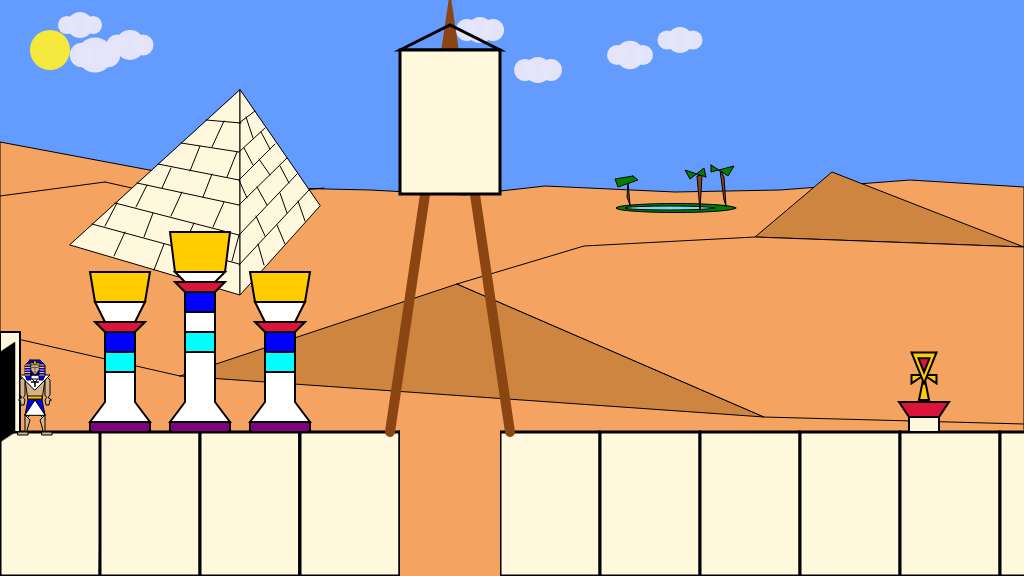
Frame 1 (no input)
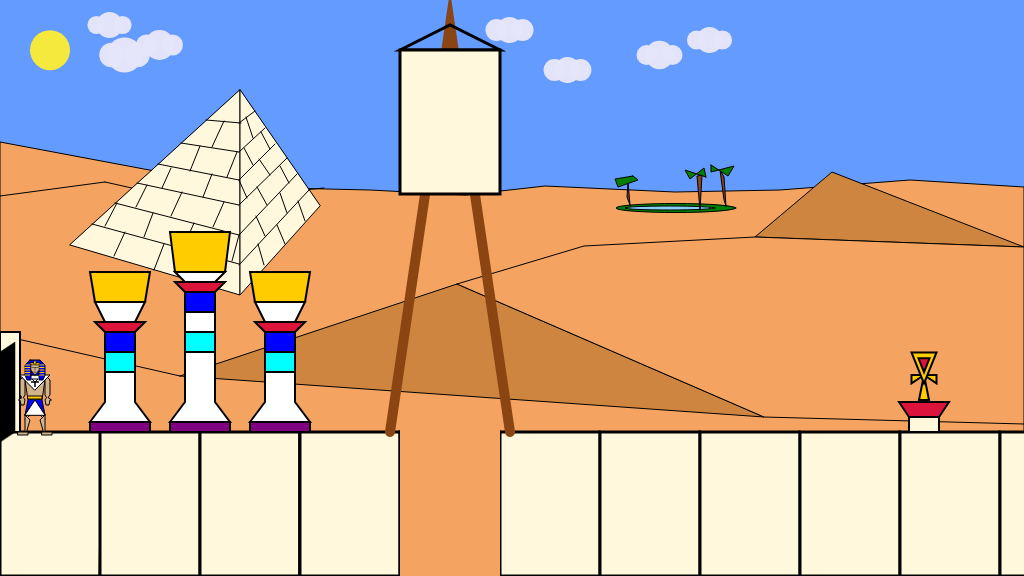
Frame 60 (no input)
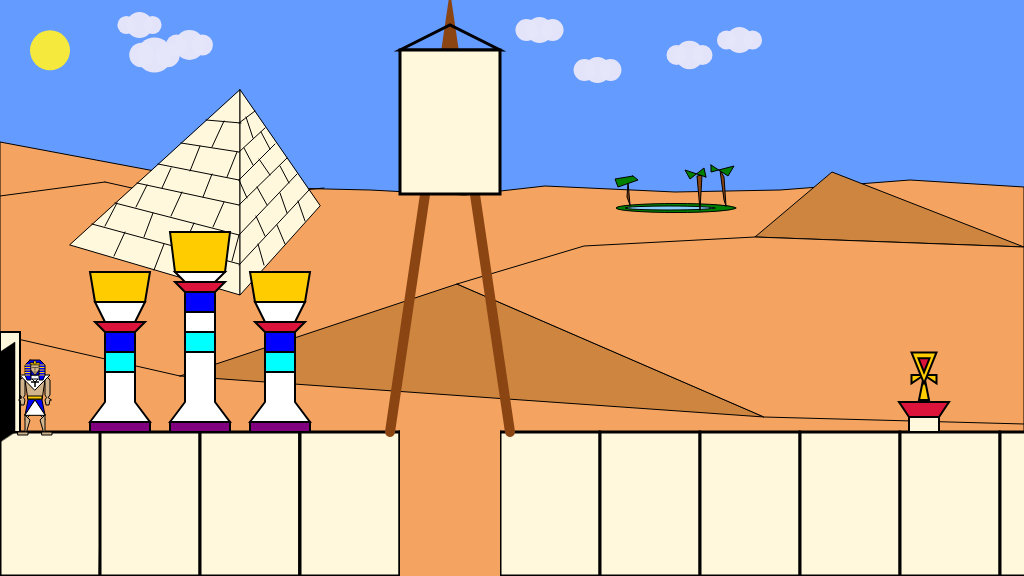
Frame 120 (the mouse pressed at the canvas centre since frame 60)

The p5.js sketch that drew these frames (run headless with seeded random() and noise() and a simulated clock; from frame 60 on, the mouse is pressed at the canvas centre):

// p5.js sketch
// ── sketch.js
/*

The Game Project

Part 3

*/

var floorPos_y;

var gameChar_x;
var gameChar_y;
var isLeft = false;
var isRight = false;
var isFalling = false;
var isJumping = false;
var isPlummeting = false;
var gameChar_verSpeed = 0;
var gravity = 1.1;

var treePos_x;
var treePos_y;

var canyon;
var collectable;

var mountain;
var cloud;
var sun;
var char;
var bg;

function setup()
{
    
	createCanvas(1024, 576);
	floorPos_y = 432; //NB. we are now using a variable for the floor position

	//NB. We are now using the built in variables height and width
	gameChar_x = 35;
	gameChar_y = floorPos_y;

	treePos_x = 200;
	treePos_y = floorPos_y;
    
    cloud = {pos_x: 80,
             pos_y: 25,
             d: 26,
             color: [230, 230, 250, 250]};
    
    mountain = {pos_x: 240,
                pos_y: 295};
    
    sun = {pos_x: 50,
           pos_y: 50,
           d: 5,
           color: [255, 239, 50, 240]};
    
    canyon = {pos_x: 400,
              pos_y: floorPos_y,
              width: 100,
              br_height: 35,
              br_width: 10};
    
    collectable = {pos_x: width - 100,
                   pos_y: floorPos_y - 32,
                   size: 50,
                   isFound: false};
    
    bg = {col_sand_dark: [205, 133, 63],
          col_sand_light: [244, 164, 96],
          col_stone: [255, 248, 220],
          col_green: [0, 128, 0],
          col_blue: [135, 206, 250],
          col_brown: [139, 69, 19],
          col_sky: [100, 155, 255]};
    
    char = {col_skin: [210, 180, 140],
            col_cloth_1:[0, 0, 255],
            col_cloth_2:[255, 255, 255],
            col_accessories:[255, 204, 0]};
    
}

function draw()
{
//----------------------------------------------------------------------------------------------------BACKGROUND_START
    
	//---Sky---
    background(bg.col_sky); 
    
    //---Sun---
    push();
    noStroke();
    
    fill(sun.color);
    ellipse(sun.pos_x, sun.pos_y, sun.d * 8);

    pop();
    
    //---Sun_movement
    sun.pos_y = 50 + frameCount / 360
        
    //---Background_Desert---
    push();
    stroke(0);
    strokeWeight(1);
    fill(bg.col_sand_light);
    
    beginShape();
        vertex(0, 142);
        vertex(240, 187);
        vertex(370, 190);
        vertex(465, 195);
        vertex(545, 186);
        vertex(675, 192);
        vertex(780, 190);
        vertex(910, 180);
        vertex(width, 187);
        vertex(width, height);
        vertex(0, height);
    endShape(CLOSE);
    
    line(0, 196, 105, 182);
    line(105, 182, 190, 201);
    line(190, 201, 324, 188);
    line(0, 335, 180, 376);
    
    fill(bg.col_sand_dark);
    beginShape();
        vertex(755, 237);
        vertex(832, 172);
        vertex(width, 247);
    endShape(CLOSE);
    
    beginShape();
        vertex(180, 376);
        vertex(457, 284);
        vertex(764, 417);
    endShape(CLOSE);
    
    fill(bg.col_sand_light);
    beginShape();
        vertex(457, 284);
        vertex(584, 246);
        vertex(755, 237);
        vertex(width, 247);
        vertex(width, 424);
        vertex(764, 417);
    endShape(CLOSE);
    
    pop();
    
    //---Oasis
    push();
    strokeWeight(1);
    stroke(0);
    
    fill(bg.col_green);
    ellipse(676, 208, 120, 9);
    
    fill(bg.col_blue);
    ellipse(670, 208, 90, 4);
    
    //---BG_TreeTrunk#1
    
    fill(bg.col_brown);
    beginShape();
        vertex(726, 206);
        vertex(724, 200);
        vertex(720, 170);
        vertex(724, 177);
    endShape(CLOSE);
    
    //---BG_TreeTrunk#2
    beginShape();
        vertex(700, 210);
        vertex(697, 176);
        vertex(702, 175);
    endShape(CLOSE);
    
    //---BG_TreeTrunk#3
    beginShape();
        vertex(630, 205);
        vertex(627, 197);
        vertex(628, 182);
    endShape(CLOSE);
    
    //---BG_TreeCanopy#1
    fill(bg.col_green);
    
    beginShape();
        vertex(711, 165);
        vertex(728, 176);
        vertex(734, 166);
        vertex(711, 172);
    endShape(CLOSE);
    
    //---BG_TreeCanopy#2
    beginShape();
        vertex(706, 177);
        vertex(704, 168);
        vertex(690, 179);
        vertex(685, 170);
    endShape(CLOSE);
    
    //---BG_TreeCanopy#3
    beginShape();
        vertex(633, 176);
        vertex(638, 180);
        vertex(618, 187);
        vertex(615, 179);
    endShape(CLOSE);
    pop();
    
    //---Pyramid_(Mountain)---
    push();
    strokeWeight(1);
    fill(bg.col_stone);
    beginShape(TRIANGLES);
        vertex(mountain.pos_x - 170, mountain.pos_y - 50);
        vertex(mountain.pos_x, mountain.pos_y);
        vertex(mountain.pos_x, mountain.pos_y - 205);
        vertex(mountain.pos_x + 80, mountain.pos_y - 89);
        vertex(mountain.pos_x, mountain.pos_y);
        vertex(mountain.pos_x, mountain.pos_y - 205);
    endShape(CLOSE);
    
    line(mountain.pos_x - 148, mountain.pos_y - 71,
            mountain.pos_x - 1, mountain.pos_y - 31);
    line(mountain.pos_x - 125, mountain.pos_y - 92,
            mountain.pos_x - 1, mountain.pos_y - 60);
    line(mountain.pos_x - 103, mountain.pos_y - 112,
            mountain.pos_x - 1, mountain.pos_y - 90);
    line(mountain.pos_x - 82, mountain.pos_y - 131,
            mountain.pos_x - 1, mountain.pos_y - 115);
    line(mountain.pos_x - 59, mountain.pos_y - 152,
            mountain.pos_x - 1, mountain.pos_y - 143);
    line(mountain.pos_x - 34, mountain.pos_y - 175,
            mountain.pos_x + 1, mountain.pos_y - 172);
    line(mountain.pos_x - 1, mountain.pos_y - 172,
            mountain.pos_x + 15, mountain.pos_y - 184);
    line(mountain.pos_x - 1, mountain.pos_y - 143,
            mountain.pos_x + 25, mountain.pos_y - 167);
    line(mountain.pos_x - 1, mountain.pos_y - 115,
            mountain.pos_x + 35, mountain.pos_y - 151);
    line(mountain.pos_x - 1, mountain.pos_y - 90,
            mountain.pos_x + 47, mountain.pos_y - 137);
    line(mountain.pos_x - 1, mountain.pos_y - 60,
            mountain.pos_x + 57, mountain.pos_y - 121);
    line(mountain.pos_x - 1, mountain.pos_y - 30,
            mountain.pos_x + 69, mountain.pos_y - 105);
    
    line(mountain.pos_x - 115, mountain.pos_y - 63,
            mountain.pos_x - 126, mountain.pos_y - 39);
    line(mountain.pos_x - 76, mountain.pos_y - 51,
            mountain.pos_x - 86, mountain.pos_y - 25);
    line(mountain.pos_x - 35, mountain.pos_y - 39,
            mountain.pos_x - 44, mountain.pos_y - 15);
    line(mountain.pos_x - 123, mountain.pos_y - 92,
            mountain.pos_x - 135, mountain.pos_y - 69);
    line(mountain.pos_x - 87, mountain.pos_y - 82,
            mountain.pos_x - 96, mountain.pos_y - 58);
    line(mountain.pos_x - 46, mountain.pos_y - 72,
            mountain.pos_x - 57, mountain.pos_y - 47);
    line(mountain.pos_x - 1, mountain.pos_y - 60,
            mountain.pos_x - 8, mountain.pos_y - 34);
    line(mountain.pos_x - 93, mountain.pos_y - 110,
            mountain.pos_x - 104, mountain.pos_y - 88);
    line(mountain.pos_x - 58, mountain.pos_y - 103,
            mountain.pos_x - 69, mountain.pos_y - 79);
    line(mountain.pos_x - 16, mountain.pos_y - 93,
            mountain.pos_x - 27, mountain.pos_y - 68);
    line(mountain.pos_x - 69, mountain.pos_y - 127,
            mountain.pos_x - 78, mountain.pos_y - 107);
    line(mountain.pos_x - 28, mountain.pos_y - 121,
            mountain.pos_x - 37, mountain.pos_y - 98);
    line(mountain.pos_x - 40, mountain.pos_y - 149,
            mountain.pos_x - 50, mountain.pos_y - 124);
    line(mountain.pos_x - 3, mountain.pos_y - 143,
            mountain.pos_x - 13, mountain.pos_y - 118);
    line(mountain.pos_x - 16, mountain.pos_y - 174,
            mountain.pos_x - 28, mountain.pos_y - 148);
    
    line(mountain.pos_x + 65, mountain.pos_y - 74,
            mountain.pos_x + 58, mountain.pos_y - 94);
    line(mountain.pos_x + 45, mountain.pos_y - 51,
            mountain.pos_x + 37, mountain.pos_y - 70);
    line(mountain.pos_x + 24, mountain.pos_y - 30,
            mountain.pos_x + 18, mountain.pos_y - 51);
    line(mountain.pos_x + 16, mountain.pos_y - 79,
            mountain.pos_x + 25, mountain.pos_y - 59);
    line(mountain.pos_x + 47, mountain.pos_y - 82,
            mountain.pos_x + 40, mountain.pos_y - 102);
    line(mountain.pos_x + 17, mountain.pos_y - 108,
            mountain.pos_x + 27, mountain.pos_y - 90);
    line(mountain.pos_x + 49, mountain.pos_y - 112,
            mountain.pos_x + 40, mountain.pos_y - 129);
    line(mountain.pos_x - 1, mountain.pos_y - 115,
            mountain.pos_x + 7, mountain.pos_y - 97);
    line(mountain.pos_x + 19, mountain.pos_y - 136,
            mountain.pos_x + 30, mountain.pos_y - 120);
    line(mountain.pos_x + 4, mountain.pos_y - 147,
            mountain.pos_x + 13, mountain.pos_y - 130);
    line(mountain.pos_x + 21, mountain.pos_y - 163,
            mountain.pos_x + 30, mountain.pos_y - 146);
    line(mountain.pos_x + 6, mountain.pos_y - 178,
            mountain.pos_x + 13, mountain.pos_y - 157);
    pop();
    
    //---Clouds
    //---CloudCluster #1
    push();
    noStroke();
    fill(cloud.color);
    
    ellipse(cloud.pos_x, 
            cloud.pos_y,
            cloud.d);
    ellipse(cloud.pos_x - cloud.d/2, 
            cloud.pos_y,
            cloud.d * 0.7 );
    ellipse(cloud.pos_x + cloud.d/2, 
            cloud.pos_y,
            cloud.d * 0.7);
    ellipse(cloud.pos_x + 50,
            cloud.pos_y + 20,
            cloud.d * 1.15);
    ellipse(cloud.pos_x - cloud.d/2 + 50,
            cloud.pos_y + 20,
            cloud.d * 0.7 * 1.15);
    ellipse(cloud.pos_x + cloud.d/2 + 50,
            cloud.pos_y + 20,
            cloud.d * 0.7 * 1.15); 
    ellipse(cloud.pos_x + 15,
            cloud.pos_y + 30,
            cloud.d* 1.35);
    ellipse(cloud.pos_x - cloud.d/2 + 15,
            cloud.pos_y + 30,
            cloud.d * 0.7 * 1.35);
    ellipse(cloud.pos_x + cloud.d/2 + 15,
            cloud.pos_y + 30,
            cloud.d * 0.7 * 1.35);
    
    //---CloudCluster #2
    
    ellipse(cloud.pos_x - 185,
            cloud.pos_y,
            cloud.d);
    ellipse(cloud.pos_x - cloud.d/2 - 185,
            cloud.pos_y,
            cloud.d * 0.7 * 1.15);
    ellipse(cloud.pos_x + cloud.d/2 - 185,
            cloud.pos_y,
            cloud.d * 0.7 * 1.15);
    ellipse(cloud.pos_x - 215,
            cloud.pos_y + 15,
            cloud.d);
    ellipse(cloud.pos_x - cloud.d/2 - 215,
            cloud.pos_y + 15,
            cloud.d * 0.7 * 1.15);
    ellipse(cloud.pos_x + cloud.d/2 - 215,
            cloud.pos_y + 15,
            cloud.d * 0.7 * 1.15);
    
    //---CloudCluster #3
    ellipse(cloud.pos_x + 400,
            cloud.pos_y + 5,
            cloud.d);
    ellipse(cloud.pos_x + 400 - cloud.d/2,
            cloud.pos_y + 5,
            cloud.d * 0.85 );
    ellipse(cloud.pos_x + 400 + cloud.d/2,
            cloud.pos_y + 5,
            cloud.d * 0.85); 
    ellipse(cloud.pos_x + 500 + 50,
            cloud.pos_y + 30,
            cloud.d * 1.1);
    ellipse(cloud.pos_x + 500 - cloud.d/2 + 50,
            cloud.pos_y + 30,
            cloud.d * 0.7 * 1.1);
    ellipse(cloud.pos_x + 500 + cloud.d/2 + 50,
            cloud.pos_y + 30,
            cloud.d * 0.7 * 1.1);
    ellipse(cloud.pos_x + 443 + 15,
            cloud.pos_y + 45,
            cloud.d);
    ellipse(cloud.pos_x + 443 - cloud.d/2 + 15,
            cloud.pos_y + 45,
            cloud.d * 0.7 * 1.2);
    ellipse(cloud.pos_x + 443 + cloud.d/2 + 15,
            cloud.pos_y + 45,
            cloud.d * 0.7 * 1.2);   
    ellipse(cloud.pos_x + 550 + 50,
            cloud.pos_y + 15,
            cloud.d);
    ellipse(cloud.pos_x + 550 - cloud.d/2 + 50,
            cloud.pos_y + 15,
            cloud.d * 0.7 * 1.05);
    ellipse(cloud.pos_x + 550 + cloud.d/2 + 50,
            cloud.pos_y + 15,
            cloud.d * 0.7 * 1.05);
    
    //---Clouds_movement
        if (cloud.pos_x > width)
    {
        cloud.pos_x = - 600;
    }
        else 
        {
            cloud.pos_x += 0.5
        }
    
    //---Ground---
	strokeWeight(3);
    stroke(0);
    fill(bg.col_stone);
	beginShape(QUAD_STRIP);
        vertex(0, floorPos_y);
        vertex(0, height);
        vertex(0 + 102.4 * 1, floorPos_y);
        vertex(0 + 100 * 1, height);
        vertex(0 + 100 * 1, floorPos_y);
        vertex(0 + 100 * 1, height);
        vertex(0 + 100 * 2, floorPos_y);
        vertex(0 + 100 * 2, height);
        vertex(0 + 100 * 2, floorPos_y);
        vertex(0 + 100 * 2, height);
        vertex(0 + 100 * 3, floorPos_y);
        vertex(0 + 100 * 3, height);
        vertex(0 + 100 * 3, floorPos_y);
        vertex(0 + 100 * 3, height);
        vertex(0 + 100 * 3, floorPos_y);
        vertex(0 + 100 * 3, height);
        vertex(0 + 100 * 3, floorPos_y);
        vertex(0 + 100 * 3, height);
        vertex(0 + 100 * 4, floorPos_y);
        vertex(0 + 100 * 4, height);
        vertex(0 + 100 * 4, floorPos_y);
        vertex(0 + 100 * 4, height);
        vertex(0 + 100 * 5, floorPos_y);
        vertex(0 + 100 * 5, height);
        vertex(0 + 100 * 5, floorPos_y);
        vertex(0 + 100 * 5, height);
        vertex(0 + 100 * 6, floorPos_y);
        vertex(0 + 100 * 6, height);
        vertex(0 + 100 * 6, floorPos_y);
        vertex(0 + 100 * 6, height);
        vertex(0 + 100 * 7, floorPos_y);
        vertex(0 + 100 * 7, height);
        vertex(0 + 100 * 7, floorPos_y);
        vertex(0 + 100 * 7, height);
        vertex(0 + 100 * 8, floorPos_y);
        vertex(0 + 100 * 8, height);
        vertex(0 + 100 * 8, floorPos_y);
        vertex(0 + 100 * 8, height);
        vertex(0 + 100 * 9, floorPos_y);
        vertex(0 + 100 * 9, height);
        vertex(0 + 100 * 9, floorPos_y);
        vertex(0 + 100 * 9, height);
        vertex(0 + 100 * 10, floorPos_y);
        vertex(0 + 100 * 10, height);
        vertex(0 + 100 * 10, floorPos_y);
        vertex(0 + 100 * 10, height);
        vertex(0 + 100 * 11, floorPos_y);
        vertex(0 + 100 * 11, height);
    endShape();

    //---Column#1(BigTree)---
    push();
    stroke(0);
    strokeWeight(2);
    fill('Purple');
    
    beginShape();
    vertex(treePos_x - 30, treePos_y);
    vertex(treePos_x - 30, treePos_y - 10);
    vertex(treePos_x + 30, treePos_y - 10);
    vertex(treePos_x + 30, treePos_y);
    endShape(CLOSE);
    
    fill('white');
    beginShape();
    vertex(treePos_x - 30, treePos_y - 10);
    vertex(treePos_x - 15, treePos_y - 30);
    vertex(treePos_x - 15, treePos_y - 80);
    vertex(treePos_x + 15, treePos_y - 80);
    vertex(treePos_x + 15, treePos_y - 30);
    vertex(treePos_x + 30, treePos_y - 10);
    endShape(CLOSE);
    
    fill('Cyan');
    beginShape();
    vertex(treePos_x - 15, treePos_y - 80);
    vertex(treePos_x - 15, treePos_y - 100);
    vertex(treePos_x + 15, treePos_y - 100);
    vertex(treePos_x + 15, treePos_y - 80);
    endShape(CLOSE);
    
    fill('White');
    beginShape();
    vertex(treePos_x - 15, treePos_y - 100);
    vertex(treePos_x - 15, treePos_y - 120);
    vertex(treePos_x + 15, treePos_y - 120);
    vertex(treePos_x + 15, treePos_y - 100);
    endShape(CLOSE);
    
    fill('Blue');
    beginShape();
    vertex(treePos_x - 15, treePos_y - 120);
    vertex(treePos_x - 15, treePos_y - 140);
    vertex(treePos_x + 15, treePos_y - 140);
    vertex(treePos_x + 15, treePos_y - 120);
    endShape(CLOSE);
    
    fill('Crimson');
    beginShape();
    vertex(treePos_x - 15, treePos_y - 140);
    vertex(treePos_x - 25, treePos_y - 150);
    vertex(treePos_x + 25, treePos_y - 150);
    vertex(treePos_x + 15, treePos_y - 140);
    endShape(CLOSE);
    
    fill('White');
    beginShape();
    vertex(treePos_x - 15, treePos_y - 150);
    vertex(treePos_x - 25, treePos_y - 160);
    vertex(treePos_x + 25, treePos_y - 160);
    vertex(treePos_x + 15, treePos_y - 150);
    endShape(CLOSE);
    
    fill(char.col_accessories);
    beginShape();
    vertex(treePos_x - 25, treePos_y - 160);
    vertex(treePos_x - 30, treePos_y - 200);
    vertex(treePos_x + 30, treePos_y - 200);
    vertex(treePos_x + 25, treePos_y - 160);
    endShape(CLOSE);
    
    //---Column#2_Left(SmallTree)---
    push();
    stroke(0);
    strokeWeight(2);
    fill('Purple');
    
    beginShape();
    vertex(treePos_x - 80 - 30, treePos_y);
    vertex(treePos_x - 80 - 30, treePos_y - 10);
    vertex(treePos_x - 80 + 30, treePos_y - 10);
    vertex(treePos_x - 80 + 30, treePos_y);
    endShape(CLOSE);
    
    fill('White');
    beginShape();
    vertex(treePos_x - 80 - 30, treePos_y - 10);
    vertex(treePos_x - 80 - 15, treePos_y - 30);
    vertex(treePos_x - 80 - 15, treePos_y - 60);
    vertex(treePos_x - 80 + 15, treePos_y - 60);
    vertex(treePos_x - 80 + 15, treePos_y - 30);
    vertex(treePos_x - 80 + 30, treePos_y - 10);
    endShape(CLOSE);
    
    fill('Cyan');
    beginShape();
    vertex(treePos_x - 80 - 15, treePos_y - 60);
    vertex(treePos_x - 80 - 15, treePos_y - 80);
    vertex(treePos_x - 80 + 15, treePos_y - 80);
    vertex(treePos_x - 80 + 15, treePos_y - 60);
    endShape(CLOSE);
    
    fill('Blue');
    beginShape();
    vertex(treePos_x - 80 - 15, treePos_y - 80);
    vertex(treePos_x - 80 - 15, treePos_y - 100);
    vertex(treePos_x - 80 + 15, treePos_y - 100);
    vertex(treePos_x - 80 + 15, treePos_y - 80);
    endShape(CLOSE);
    
    fill('Crimson');
    beginShape();
    vertex(treePos_x - 80 - 15, treePos_y - 100);
    vertex(treePos_x - 80 - 25, treePos_y - 110);
    vertex(treePos_x - 80 + 25, treePos_y - 110);
    vertex(treePos_x - 80 + 15, treePos_y - 100);
    endShape(CLOSE);
    
    fill('White');
    beginShape();
    vertex(treePos_x - 80 - 15, treePos_y - 110);
    vertex(treePos_x - 80 - 25, treePos_y - 130);
    vertex(treePos_x - 80 + 25, treePos_y - 130);
    vertex(treePos_x - 80 + 15, treePos_y - 110);
    endShape(CLOSE);
    
    fill(char.col_accessories);
    beginShape();
    vertex(treePos_x - 80 - 25, treePos_y - 130);
    vertex(treePos_x - 80 - 30, treePos_y - 160);
    vertex(treePos_x - 80 + 30, treePos_y - 160);
    vertex(treePos_x - 80 + 25, treePos_y - 130);
    endShape(CLOSE);
    
    //---Column#3_Right(SmallTree)---
    push();
    stroke(0);
    strokeWeight(2);
    fill('Purple');
    
    beginShape();
    vertex(treePos_x + 80 - 30, treePos_y);
    vertex(treePos_x + 80 - 30, treePos_y - 10);
    vertex(treePos_x + 80 + 30, treePos_y - 10);
    vertex(treePos_x + 80 + 30, treePos_y);
    endShape(CLOSE);
    
    fill('White');
    beginShape();
    vertex(treePos_x + 80 - 30, treePos_y - 10);
    vertex(treePos_x + 80 - 15, treePos_y - 30);
    vertex(treePos_x + 80 - 15, treePos_y - 60);
    vertex(treePos_x + 80 + 15, treePos_y - 60);
    vertex(treePos_x + 80 + 15, treePos_y - 30);
    vertex(treePos_x + 80 + 30, treePos_y - 10);
    endShape(CLOSE);
    
    fill('Cyan');
    beginShape();
    vertex(treePos_x + 80 - 15, treePos_y - 60);
    vertex(treePos_x + 80 - 15, treePos_y - 80);
    vertex(treePos_x + 80 + 15, treePos_y - 80);
    vertex(treePos_x + 80 + 15, treePos_y - 60);
    endShape(CLOSE);
    
    fill('Blue');
    beginShape();
    vertex(treePos_x + 80 - 15, treePos_y - 80);
    vertex(treePos_x + 80 - 15, treePos_y - 100);
    vertex(treePos_x + 80 + 15, treePos_y - 100);
    vertex(treePos_x + 80 + 15, treePos_y - 80);
    endShape(CLOSE);
    
    fill('Crimson');
    beginShape();
    vertex(treePos_x + 80 - 15, treePos_y - 100);
    vertex(treePos_x + 80 - 25, treePos_y - 110);
    vertex(treePos_x + 80 + 25, treePos_y - 110);
    vertex(treePos_x + 80 + 15, treePos_y - 100);
    endShape(CLOSE);
    
    fill('White');
    beginShape();
    vertex(treePos_x + 80 - 15, treePos_y - 110);
    vertex(treePos_x + 80 - 25, treePos_y - 130);
    vertex(treePos_x + 80 + 25, treePos_y - 130);
    vertex(treePos_x + 80 + 15, treePos_y - 110);
    endShape(CLOSE);
    
    fill(char.col_accessories);
    beginShape();
    vertex(treePos_x + 80 - 25, treePos_y - 130);
    vertex(treePos_x + 80 - 30, treePos_y - 160);
    vertex(treePos_x + 80 + 30, treePos_y - 160);
    vertex(treePos_x + 80 + 25, treePos_y - 130);
    endShape(CLOSE);
    pop();
    
    //---Canyon---
    push();
    
    //---Crane---
    noFill();
    stroke(bg.col_brown);
    strokeWeight(10);
    beginShape();
        vertex(canyon.pos_x - 10, canyon.pos_y);
        vertex(canyon.pos_x + canyon.width / 2, 25);
        vertex(canyon.pos_x + canyon.width + 10, canyon.pos_y);
    endShape();
    
    stroke(0);
    strokeWeight(3);
    triangle(canyon.pos_x, 50, 
                canyon.pos_x + canyon.width / 2, 25,
                    canyon.pos_x + canyon.width, 50);
    
    fill(bg.col_stone);
    rect(canyon.pos_x, 50, canyon.width, height - floorPos_y);
    
    //---PIT---
    fill(bg.col_sand_light);
    noStroke();
    rect(canyon.pos_x, canyon.pos_y - 3 , canyon.width, height - floorPos_y + 3);
    
    pop();
    
    
    //---Collectable---
    if (collectable.isFound == false){
    push();
    stroke(0);
    
    fill(char.col_accessories);
    beginShape(TRIANGLES);
    vertex(collectable.pos_x - collectable.size / 10, collectable.pos_y);
    vertex(collectable.pos_x + collectable.size / 10, collectable.pos_y);
    vertex(collectable.pos_x, collectable.pos_y - collectable.size / 2);
    vertex(collectable.pos_x,
           collectable.pos_y - collectable.size / 2);
    vertex(collectable.pos_x + collectable.size / 4,
           collectable.pos_y - collectable.size / 3);
    vertex(collectable.pos_x + collectable.size / 4,
           collectable.pos_y - collectable.size / 2);
    vertex(collectable.pos_x,
           collectable.pos_y - collectable.size / 2);
    vertex(collectable.pos_x - collectable.size / 4,
           collectable.pos_y - collectable.size / 3);
    vertex(collectable.pos_x - collectable.size / 4,
           collectable.pos_y - collectable.size / 2);
    vertex(collectable.pos_x,
           collectable.pos_y - collectable.size / 3);
    vertex(collectable.pos_x - collectable.size / 4,
           collectable.pos_y - collectable.size / 1.05);
    vertex(collectable.pos_x + collectable.size / 4,
           collectable.pos_y - collectable.size / 1.05);
    endShape(CLOSE);
    
    fill('Crimson')
    beginShape();
    vertex(collectable.pos_x,
           collectable.pos_y - collectable.size / 1.8);
    vertex(collectable.pos_x - collectable.size / 9,
           collectable.pos_y - collectable.size / 1.2);
    vertex(collectable.pos_x + collectable.size / 9,
           collectable.pos_y - collectable.size / 1.2);
    endShape(CLOSE);
    }
    //---Postament
    fill(bg.col_stone);
    beginShape();
        vertex(collectable.pos_x - 15, floorPos_y);
        vertex(collectable.pos_x - 15, floorPos_y - 15);
        vertex(collectable.pos_x + 15, floorPos_y - 15);
        vertex(collectable.pos_x + 15, floorPos_y);
    endShape(CLOSE);
    
    fill('Crimson')
    beginShape();
        vertex(collectable.pos_x - 15, floorPos_y - 15);
        vertex(collectable.pos_x - 25, floorPos_y - 30);
        vertex(collectable.pos_x + 25, floorPos_y - 30);
        vertex(collectable.pos_x + 15, floorPos_y - 15);
    endShape(CLOSE);
    pop();
    
//    //---POOL---
//    push();
//    
//        //---Crocodile---
//        fill(bg.col_green);
//        beginShape();
//        vertex(canyon.pos_x + canyon.width / 2 - 30, canyon.pos_y);
//        vertex(canyon.pos_x + canyon.width / 2 - 30, canyon.pos_y - 3);
//        vertex(canyon.pos_x + canyon.width / 2 - 10, canyon.pos_y - 3);
//        vertex(canyon.pos_x + canyon.width / 2 - 10, canyon.pos_y - 5);
//        vertex(canyon.pos_x + canyon.width / 2, canyon.pos_y - 5);
//        vertex(canyon.pos_x + canyon.width / 2, canyon.pos_y - 3);
//        vertex(canyon.pos_x + canyon.width / 2 + 33, canyon.pos_y - 2);
//        vertex(canyon.pos_x + canyon.width / 2 + 40, canyon.pos_y);
//        endShape();
//    
//        //---Water---
//        fill(bg.col_blue);
//        rect(canyon.pos_x, canyon.pos_y , canyon.width2, 200);
//
//        fill(char.col_accessories);
//    
//        //---Bridge_Pylons---
//        rect(canyon.pos_x - canyon.br_width, canyon.pos_y - canyon.br_height,
//             canyon.br_width, canyon.br_height);
//        rect(canyon.pos_x + canyon.width2, canyon.pos_y - canyon.br_height,
//             canyon.br_width, canyon.br_height);
//
//        //---Destroyed_Bridge---
//        line(canyon.pos_x, canyon.pos_y - canyon.br_height, 
//              canyon.pos_x + canyon.br_width, canyon.pos_y - canyon.br_width);
//        fill(bg.col_sand_dark);
//        rect(canyon.pos_x, canyon.pos_y - canyon.br_width, 
//              canyon.br_width, canyon.width2);
//
//    pop();
//    
    //---StartPointEntrance---
    push();
    
    fill(bg.col_stone);
    rect(0, floorPos_y - 100, 20, 100);

//------------------------------------------------------------------------------------------------------BACKGROUND_END   

                                        //---Walking_Right---
    
    if ((isRight == true)&(isFalling == false)&&(isJumping == false))
{
//--------------------------------------------------------------------------------------------------WALKNG_RIGHT_START
    
    //!---------WALKING_RIGHT_TORSO----------
    
    push();
    fill(char.col_skin);
    stroke(0);
    strokeWeight(1);
    
    beginShape();
        vertex(gameChar_x - 10, gameChar_y - 57);
        vertex(gameChar_x - 10, gameChar_y - 52);
        vertex(gameChar_x - 7, gameChar_y - 32);
        vertex(gameChar_x + 7, gameChar_y - 32);
        vertex(gameChar_x + 10, gameChar_y - 52);
        vertex(gameChar_x + 10, gameChar_y - 57); 
    endShape(CLOSE); 
    pop();
    
    
    
    //!--------WALKING_RIGHT_HANDS---------
    
    //----------WALKING_RIGHT_RightHand----------
    
    push();
    fill(char.col_skin);
    stroke(0);
    strokeWeight(1);
    
    beginShape();
        vertex(gameChar_x + 10, gameChar_y - 57);
        vertex(gameChar_x + 10, gameChar_y - 52);
        vertex(gameChar_x + 25, gameChar_y - 52);
        vertex(gameChar_x + 20, gameChar_y - 57);
    endShape(CLOSE);
    
    beginShape();
        vertex(gameChar_x + 15, gameChar_y - 67);
        vertex(gameChar_x + 20, gameChar_y - 52);
        vertex(gameChar_x + 25, gameChar_y - 52);
    endShape(CLOSE);
    
    beginShape();
        vertex(gameChar_x + 15, gameChar_y - 67);
        vertex(gameChar_x + 24, gameChar_y - 67);
        vertex(gameChar_x + 24, gameChar_y - 68);
        vertex(gameChar_x + 15, gameChar_y - 68);
    endShape(CLOSE);
    
    //----------WALKING_RIGHT_LeftHand----------
    
    beginShape();
        vertex(gameChar_x - 10, gameChar_y - 57);
        vertex(gameChar_x - 10, gameChar_y - 52);
        vertex(gameChar_x - 20, gameChar_y - 52);
        vertex(gameChar_x - 25, gameChar_y - 57);
    endShape(CLOSE);
    
    beginShape();
        vertex(gameChar_x - 20, gameChar_y - 57);
        vertex(gameChar_x - 15, gameChar_y - 43);
        vertex(gameChar_x - 25, gameChar_y - 57);
    endShape(CLOSE);
    
    beginShape();
        vertex(gameChar_x - 15, gameChar_y - 42);
        vertex(gameChar_x - 24, gameChar_y - 42);
        vertex(gameChar_x - 24, gameChar_y - 43);
        vertex(gameChar_x - 15, gameChar_y - 43);
    endShape(CLOSE);
    
    pop();
    
    
    
    //!---------WALKING_RIGHT_LEGS----------
    
    //----------WALKING_RIGHT_RightThigh----------
    
    push();
    fill(char.col_skin);
    stroke(0);
    strokeWeight(1);
    
    beginShape();
        vertex(gameChar_x + 7, gameChar_y - 32);
        vertex(gameChar_x + 15, gameChar_y - 12);
        vertex(gameChar_x, gameChar_y - 32);
    endShape(CLOSE);
    
    //----------WALKING_RIGHT_RightShin----------
    
    beginShape();
        vertex(gameChar_x + 15, gameChar_y - 17);
        vertex(gameChar_x + 15, gameChar_y + 2);
        vertex(gameChar_x + 10, gameChar_y - 17);
    endShape(CLOSE);
    
    //----------WALKING_RIGHT_RightFeet----------
    
    beginShape();
        vertex(gameChar_x + 23, gameChar_y);
        vertex(gameChar_x + 23, gameChar_y + 3);
        vertex(gameChar_x + 13, gameChar_y + 3);
        vertex(gameChar_x + 13, gameChar_y);
    endShape(CLOSE);
    
    //----------WALKING_RIGHT_LeftThigh----------
    
    beginShape();
        vertex(gameChar_x, gameChar_y - 32);
        vertex(gameChar_x, gameChar_y - 12);
        vertex(gameChar_x - 7, gameChar_y - 32);
    endShape(CLOSE);
    
    //----------WALKING_RIGHT_LeftShin----------
    
    beginShape();
        vertex(gameChar_x, gameChar_y - 17);
        vertex(gameChar_x, gameChar_y - 12);
        vertex(gameChar_x - 15, gameChar_y + 2);
        vertex(gameChar_x - 5, gameChar_y - 17);
    endShape(CLOSE);
    
    //----------WALKING_RIGHT_LeftFeet----------
    
    rect(gameChar_x - 20 + 3, gameChar_y, 10,3);
    
    pop();
    
    
    
    //!---------WALKING_RIGHT_CLOTHES----------
    
    //----------WALKING_RIGHT_Chestpiece----------
    
    push();
    stroke(0);
    strokeWeight(1);
    fill(char.col_cloth_2);
    triangle(gameChar_x - 15, gameChar_y - 57,
                gameChar_x + 15, gameChar_y - 57,
                    gameChar_x, gameChar_y - 42);
    
    strokeWeight(1);
    stroke('Black');
    beginShape();
        vertex(gameChar_x - 3, gameChar_y - 53);
        vertex(gameChar_x + 3, gameChar_y - 53);
        vertex(gameChar_x, gameChar_y - 50);
        vertex(gameChar_x - 4, gameChar_y - 50);
        vertex(gameChar_x + 4, gameChar_y - 50);
        vertex(gameChar_x, gameChar_y - 50);
        vertex(gameChar_x, gameChar_y - 45)
        vertex(gameChar_x, gameChar_y - 50);
        vertex(gameChar_x - 3, gameChar_y - 53);
    endShape();
    
    pop();
    
    //----------WALKING_RIGHT_Skirt----------
    
    push()
    stroke(0);
    strokeWeight(1);
    fill(char.col_cloth_1);
    
    beginShape();
        vertex(gameChar_x - 7, gameChar_y - 32);
        vertex(gameChar_x - 10, gameChar_y - 17);
        vertex(gameChar_x, gameChar_y - 32);
        vertex(gameChar_x + 15, gameChar_y - 17);
        vertex(gameChar_x + 7, gameChar_y - 32);
    endShape();
    
    fill(char.col_cloth_2);
    triangle(gameChar_x - 10, gameChar_y - 17,
                gameChar_x, gameChar_y - 32,
                    gameChar_x + 15, gameChar_y - 17);
    
    pop();
    
    //----------WALKING_RIGHT_Belt-----------
    
    push();
    stroke(0);
    strokeWeight(1);
    fill(char.col_accessories);
    rect(gameChar_x - 7, gameChar_y - 36, 14, 3);
    pop();
    
    
    
    //!---------WALKING_RIGHT_HEAD----------
    
    //----------WALKING_RIGHT_Headress---------- 
    
    push();
    fill(char.col_cloth_1);
    stroke(0);
    strokeWeight(1);
    
    beginShape();
        vertex(gameChar_x + 5, gameChar_y - 72);
        vertex(gameChar_x + 5, gameChar_y - 54);
        vertex(gameChar_x - 5, gameChar_y - 54);
        vertex(gameChar_x - 5, gameChar_y - 57);
        vertex(gameChar_x - 10, gameChar_y - 57);
        vertex(gameChar_x - 10, gameChar_y - 67);
        vertex(gameChar_x - 5, gameChar_y - 72);
    endShape(CLOSE);
    pop();
    
    push();
    stroke(char.col_accessories);
    strokeWeight(1);
    line(gameChar_x + 5, gameChar_y - 67, 
            gameChar_x - 10 + 1, gameChar_y - 67);
    line(gameChar_x + 5, gameChar_y - 67 + 2.5, 
            gameChar_x - 10 + 1, gameChar_y - 67 + 2.5);
    line(gameChar_x + 5, gameChar_y - 67 + 5, 
            gameChar_x - 10 + 1, gameChar_y - 67 + 5);
    line(gameChar_x + 5, gameChar_y - 67 + 7.5, 
            gameChar_x - 10 + 1, gameChar_y - 67 + 7.5);
    line(gameChar_x + 4, gameChar_y - 67 + 10, 
            gameChar_x - 5, gameChar_y - 67 + 10);
    pop();
    

    //----------WALKING_RIGHT_Emblem----------
    push()
    fill(char.col_accessories);
    stroke(0);
    strokeWeight(0.5);
        
    rect(gameChar_x + 5 + 1, gameChar_y - 67 - 2 - 2, 1, 3);
    
    //----------WALKING_RIGHT_Crown----------
    
    beginShape();
        vertex(gameChar_x + 5 + 2, gameChar_y - 67 - 2);
        vertex(gameChar_x + 5 + 1, gameChar_y - 67);
        vertex(gameChar_x + 5, gameChar_y - 67);
        vertex(gameChar_x + 5, gameChar_y - 67 - 2);
    endShape(CLOSE);
    


    //----------WALKING_RIGHT_Face----------
    
    push();
    fill(char.col_skin);
    stroke(0);
    strokeWeight(0.5);
    
    beginShape();
        vertex(gameChar_x + 5 , gameChar_y - 67);
        bezierVertex(gameChar_x + 5 + 3, gameChar_y - 67,
                        gameChar_x + 5 + 3, gameChar_y - 57,
                            gameChar_x + 5 + 3, gameChar_y - 62);
        bezierVertex(gameChar_x + 5 + 3, gameChar_y - 67,
                        gameChar_x + 5 + 3, gameChar_y - 57,
                            gameChar_x + 5 + 3, gameChar_y - 60);
        vertex(gameChar_x + 5, gameChar_y - 57);

    endShape(CLOSE);
    
    //----------WALKING_RIGHT_Eyes----------
    
    line(gameChar_x + 5 +  2, gameChar_y - 67 + 2.5, 
            gameChar_x + 5 + 1, gameChar_y - 67 + 2.5);
    line(gameChar_x + 5 +  1, gameChar_y - 67 + 2.5, 
            gameChar_x + 5 + 1, gameChar_y - 67 + 3);
    
    //----------WALKING_RIGHT_Nouse + Mouth----------
    
    line(gameChar_x + 5 + 3, gameChar_y - 60, 
            gameChar_x + 5 + 1, gameChar_y - 60);

    //----------WALKING_RIGHT_Beard----------
    
    strokeWeight(0.5);
    line(gameChar_x + 5 + 2, gameChar_y - 60,
            gameChar_x + 5 + 2, gameChar_y - 56);
    
//----------------------------------------------------------------------------------------------------WALKNG_RIGHT_END
}

                                        //---Walking_Left---
    
    else if ((isLeft == true)&(isFalling == false)&&(isJumping == false))
        
{
//---------------------------------------------------------------------------------------------------WALKNG_LEFT_START
    
    //!---------WALKING_LEFT_TORSO----------
    
    push();
    fill(char.col_skin);
    stroke(0);
    strokeWeight(1);
    
    beginShape();
        vertex(gameChar_x - 10, gameChar_y - 57);
        vertex(gameChar_x - 10, gameChar_y - 52);
        vertex(gameChar_x - 7, gameChar_y - 32);
        vertex(gameChar_x + 7, gameChar_y - 32);
        vertex(gameChar_x + 10, gameChar_y - 52);
        vertex(gameChar_x + 10, gameChar_y - 57); 
    endShape(CLOSE); 
    pop();
    
    
    
    //!--------WALKING_LEFT_HANDS---------
    
    //----------WALKING_LEFT_LeftHand----------
    
    push();
    fill(char.col_skin);
    stroke(0);
    strokeWeight(1);
    
    beginShape();
        vertex(gameChar_x - 10, gameChar_y - 57);
        vertex(gameChar_x - 10, gameChar_y - 52);
        vertex(gameChar_x - 25, gameChar_y - 52);
        vertex(gameChar_x - 20, gameChar_y - 57);
    endShape(CLOSE);
    
    beginShape();
        vertex(gameChar_x - 15, gameChar_y - 67);
        vertex(gameChar_x - 20, gameChar_y - 52);
        vertex(gameChar_x - 25, gameChar_y - 52);
    endShape(CLOSE);
    
    beginShape();
        vertex(gameChar_x - 15, gameChar_y - 67);
        vertex(gameChar_x - 24, gameChar_y - 67);
        vertex(gameChar_x - 24, gameChar_y - 68);
        vertex(gameChar_x - 15, gameChar_y - 68);
    endShape(CLOSE);
    
    //----------WALKING_LEFT_RightHand----------
    
    beginShape();
        vertex(gameChar_x + 10, gameChar_y - 57);
        vertex(gameChar_x + 10, gameChar_y - 52);
        vertex(gameChar_x + 20, gameChar_y - 52);
        vertex(gameChar_x + 25, gameChar_y - 57);
    endShape(CLOSE);
    
    beginShape();
        vertex(gameChar_x + 20, gameChar_y - 57);
        vertex(gameChar_x + 15, gameChar_y - 43);
        vertex(gameChar_x + 25, gameChar_y - 57);
    endShape(CLOSE);
    
    beginShape();
        vertex(gameChar_x + 15, gameChar_y - 42);
        vertex(gameChar_x + 24, gameChar_y - 42);
        vertex(gameChar_x + 24, gameChar_y - 43);
        vertex(gameChar_x + 15, gameChar_y - 43);
    endShape(CLOSE);
    
    pop();
    
    
    
    //!---------WALKING_LEFT_LEGS----------
    
    //----------WALKING_LEFT_LeftThigh----------
    
    push();
    fill(char.col_skin);
    stroke(0);
    strokeWeight(1);
    
    beginShape();
        vertex(gameChar_x - 7, gameChar_y - 32);
        vertex(gameChar_x - 15, gameChar_y - 12);
        vertex(gameChar_x, gameChar_y - 32);
    endShape(CLOSE);
    
    //----------WALKING_LEFT_LeftShin----------
    
    beginShape();
        vertex(gameChar_x - 15, gameChar_y - 17);
        vertex(gameChar_x - 15, gameChar_y + 2);
        vertex(gameChar_x - 10, gameChar_y - 17);
    endShape(CLOSE);
    
    //----------WALKING_LEFT_LeftFeet----------
    
    beginShape();
        vertex(gameChar_x - 23, gameChar_y);
        vertex(gameChar_x - 23, gameChar_y + 3);
        vertex(gameChar_x - 13, gameChar_y + 3);
        vertex(gameChar_x - 13, gameChar_y);
    endShape(CLOSE);
    
    //----------WALKING_LEFT_RightThigh----------
    
    beginShape();
        vertex(gameChar_x, gameChar_y - 32);
        vertex(gameChar_x, gameChar_y - 12);
        vertex(gameChar_x + 7, gameChar_y - 32);
    endShape(CLOSE);
    
    //----------WALKING_LEFT_RightShin----------
    
    beginShape();
        vertex(gameChar_x, gameChar_y - 17);
        vertex(gameChar_x, gameChar_y - 12);
        vertex(gameChar_x + 15, gameChar_y + 2);
        vertex(gameChar_x + 5, gameChar_y - 17);
    endShape(CLOSE);
    
    //----------WALKING_LEFT_RightFeet----------
    
    rect(gameChar_x + 10 - 3, gameChar_y, 10,3);
    
    pop();
    
    
    
    //!---------WALKING_LEFT_CLOTHES----------
    
    //----------WALKING_LEFT_Chestpiece----------
    
    push();
    stroke(0);
    strokeWeight(1);
    fill(char.col_cloth_2);
    triangle(gameChar_x - 15, gameChar_y - 57,
                gameChar_x + 15, gameChar_y - 57,
                    gameChar_x, gameChar_y - 42);
    
    strokeWeight(1);
    stroke('Black');
    beginShape();
        vertex(gameChar_x - 3, gameChar_y - 53);
        vertex(gameChar_x + 3, gameChar_y - 53);
        vertex(gameChar_x, gameChar_y - 50);
        vertex(gameChar_x - 4, gameChar_y - 50);
        vertex(gameChar_x + 4, gameChar_y - 50);
        vertex(gameChar_x, gameChar_y - 50);
        vertex(gameChar_x, gameChar_y - 45)
        vertex(gameChar_x, gameChar_y - 50);
        vertex(gameChar_x - 3, gameChar_y - 53);
    endShape();
    
    pop();
    
    //----------WALKING_LEFT_Skirt----------
    
    push()
    stroke(0);
    strokeWeight(1);
    fill(char.col_cloth_1);
    
    beginShape();
        vertex(gameChar_x - 7, gameChar_y - 32);
        vertex(gameChar_x - 15, gameChar_y - 17);
        vertex(gameChar_x, gameChar_y - 32);
        vertex(gameChar_x + 10, gameChar_y - 17);
        vertex(gameChar_x + 7, gameChar_y - 32);
    endShape();
    
    fill(char.col_cloth_2);
    triangle(gameChar_x - 15, gameChar_y - 17,
                gameChar_x, gameChar_y - 32,
                    gameChar_x + 10, gameChar_y - 17);
    
    pop();
    
    //----------WALKING_LEFT_Belt-----------
    
    push();
    stroke(0);
    strokeWeight(1);
    fill(char.col_accessories);
    rect(gameChar_x - 7, gameChar_y - 36, 14, 3);
    pop();
    
    
    
    //!---------WALKING_LEFT_HEAD----------
    
    //----------WALKING_LEFT_Headress---------- 
    
    push();
    fill(char.col_cloth_1);
    stroke(0);
    strokeWeight(1);
    
    beginShape();
        vertex(gameChar_x - 5, gameChar_y - 72);
        vertex(gameChar_x - 5, gameChar_y - 54);
        vertex(gameChar_x + 5, gameChar_y - 54);
        vertex(gameChar_x + 5, gameChar_y - 57);
        vertex(gameChar_x + 10, gameChar_y - 57);
        vertex(gameChar_x + 10, gameChar_y - 67);
        vertex(gameChar_x + 5, gameChar_y - 72);
    endShape(CLOSE);
    pop();
    
    push();
    stroke(char.col_accessories);
    strokeWeight(1);
    line(gameChar_x - 5, gameChar_y - 67, 
            gameChar_x + 10 - 1, gameChar_y - 67);
    line(gameChar_x - 5, gameChar_y - 67 + 2.5, 
            gameChar_x + 10 - 1, gameChar_y - 67 + 2.5);
    line(gameChar_x - 5, gameChar_y - 67 + 5, 
            gameChar_x + 10 - 1, gameChar_y - 67 + 5);
    line(gameChar_x - 5, gameChar_y - 67 + 7.5, 
            gameChar_x + 10 - 1, gameChar_y - 67 + 7.5);
    line(gameChar_x - 5, gameChar_y - 67 + 10, 
            gameChar_x + 5 - 1, gameChar_y - 67 + 10);
    pop();
    

    //----------WALKING_LEFT_Emblem----------
    push()
    fill(char.col_accessories);
    stroke(0);
    strokeWeight(0.5);
        
    rect(gameChar_x - 5 - 2, gameChar_y - 67 - 2 - 2, 1, 3);
    
    //----------WALKING_LEFT_Crown----------
    
    beginShape();
        vertex(gameChar_x - 5 - 2, gameChar_y - 67 - 2);
        vertex(gameChar_x - 5 - 1, gameChar_y - 67);
        vertex(gameChar_x - 5, gameChar_y - 67);
        vertex(gameChar_x - 5, gameChar_y - 67 - 2);
    endShape(CLOSE);
    


    //----------WALKING_LEFT_Face----------
    
    push();
    fill(char.col_skin);
    stroke(0);
    strokeWeight(0.5);
    
    beginShape();
        vertex(gameChar_x - 5 , gameChar_y - 67);
        bezierVertex(gameChar_x - 5 - 3, gameChar_y - 67,
                        gameChar_x - 5 - 3, gameChar_y - 57,
                            gameChar_x - 5 - 3, gameChar_y - 62);
        bezierVertex(gameChar_x - 5 - 3, gameChar_y - 67,
                        gameChar_x - 5 - 3, gameChar_y - 57,
                            gameChar_x - 5 - 3, gameChar_y - 60);
        vertex(gameChar_x - 5, gameChar_y - 57);

    endShape(CLOSE);
    
    //----------WALKING_LEFT_Eyes----------
    
    line(gameChar_x - 5 -  2, gameChar_y - 67 + 2.5, 
            gameChar_x - 5 - 1, gameChar_y - 67 + 2.5);
    line(gameChar_x - 5 -  1, gameChar_y - 67 + 2.5, 
            gameChar_x - 5 - 1, gameChar_y - 67 + 3);
    
    //----------WALKING_LEFT_Nouse + Mouth----------
    
    line(gameChar_x - 5 - 3, gameChar_y - 60, 
            gameChar_x - 5 - 1, gameChar_y - 60);

    //----------WALKING_LEFT_Beard----------
    
    strokeWeight(0.5);
    line(gameChar_x - 5 - 2, gameChar_y - 60,
            gameChar_x - 5 - 2, gameChar_y - 56);
    
//-----------------------------------------------------------------------------------------------------WALKNG_LEFT_END
}

                                        //---Jumping_Right---
    
    else if((isRight == true)&((isFalling == true) || (isJumping == true)))
    
{
//-------------------------------------------------------------------------------------------------JUMPING_RIGHT_START
    
    //!---------JUMPING_RIGHT_TORSO----------
    
    push();
    fill(char.col_skin);
    stroke(0);
    strokeWeight(1);
    
    beginShape();
        vertex(gameChar_x - 10, gameChar_y - 57);
        vertex(gameChar_x - 10, gameChar_y - 52);
        vertex(gameChar_x - 7, gameChar_y - 32);
        vertex(gameChar_x + 7, gameChar_y - 32);
        vertex(gameChar_x + 10, gameChar_y - 52);
        vertex(gameChar_x + 10, gameChar_y - 57); 
    endShape(CLOSE); 
    pop();
    
    
    
    //!--------JUMPING_RIGHT_HANDS---------
    
    //----------JUMPING_RIGHT_RightHand----------
    
    push();
    fill(char.col_skin);
    stroke(0);
    strokeWeight(1);
    
    beginShape();
        vertex(gameChar_x + 10, gameChar_y - 57);
        vertex(gameChar_x + 10, gameChar_y - 52);
        vertex(gameChar_x + 20, gameChar_y - 52);
        vertex(gameChar_x + 15, gameChar_y - 57);
    endShape(CLOSE);
    
    beginShape();
        vertex(gameChar_x + 20, gameChar_y - 72);
        vertex(gameChar_x + 15, gameChar_y - 57);
        vertex(gameChar_x + 20, gameChar_y - 52);
    endShape(CLOSE);
    
    beginShape();
        vertex(gameChar_x + 17, gameChar_y - 74);
        vertex(gameChar_x + 20, gameChar_y - 72);
        vertex(gameChar_x + 24, gameChar_y - 77);
    endShape(CLOSE);
    
    //----------JUMPING_RIGHT_LeftHand----------
    
    beginShape();
        vertex(gameChar_x - 10, gameChar_y - 57);
        vertex(gameChar_x - 10, gameChar_y - 52);
        vertex(gameChar_x - 20, gameChar_y - 52);
        vertex(gameChar_x - 25, gameChar_y - 57);
    endShape(CLOSE);
    
    beginShape();
        vertex(gameChar_x - 20, gameChar_y - 57);
        vertex(gameChar_x - 15, gameChar_y - 43);
        vertex(gameChar_x - 25, gameChar_y - 57);
    endShape(CLOSE);
    
    beginShape();
        vertex(gameChar_x - 15, gameChar_y - 42);
        vertex(gameChar_x - 24, gameChar_y - 42);
        vertex(gameChar_x - 24, gameChar_y - 43);
        vertex(gameChar_x - 15, gameChar_y - 43);
    endShape(CLOSE);
    
    pop();
    
    
    
    //!---------JUMPING_RIGHT_LEGS----------
    
    //----------JUMPING_RIGHT_RightThigh----------
    
    push();
    fill(char.col_skin);
    stroke(0);
    strokeWeight(1);
    
    beginShape();
        vertex(gameChar_x - 7, gameChar_y - 32);
        vertex(gameChar_x, gameChar_y - 25);
        vertex(gameChar_x + 24, gameChar_y - 10);
        vertex(gameChar_x + 7, gameChar_y - 32);
    endShape(CLOSE);
    
    
    //----------JUMPING_RIGHT_RightFeet----------
    
    beginShape();
        vertex(gameChar_x + 22, gameChar_y - 8);
        vertex(gameChar_x + 24, gameChar_y - 8);
        vertex(gameChar_x + 24, gameChar_y - 18);
        vertex(gameChar_x + 22, gameChar_y - 18);
    endShape(CLOSE);
    
    //----------JUMPING_RIGHT_LeftThigh----------
    
    beginShape();
        vertex(gameChar_x - 7, gameChar_y - 32);
        vertex(gameChar_x - 10, gameChar_y - 12);
        vertex(gameChar_x + 5, gameChar_y - 32);
    endShape(CLOSE);
    
    //----------JUMPING_RIGHT_LeftShin----------
    
    beginShape();
        vertex(gameChar_x - 5, gameChar_y - 17);
        vertex(gameChar_x - 24, gameChar_y - 7);
        vertex(gameChar_x - 5, gameChar_y - 10);
    endShape(CLOSE);
    
    //----------JUMPING_RIGHT_LeftFeet----------
    
    beginShape();
        vertex(gameChar_x - 24, gameChar_y - 10);
        vertex(gameChar_x - 24, gameChar_y);
        vertex(gameChar_x - 21, gameChar_y);
        vertex(gameChar_x - 21, gameChar_y - 10);
    endShape(CLOSE);
    
    pop();
    
    
    
    //!---------JUMPING_RIGHT_CLOTHES----------
    
    //----------JUMPING_RIGHT_Chestpiece----------
    
    push();
    stroke(0);
    strokeWeight(1);
    fill(char.col_cloth_2);
    triangle(gameChar_x - 15, gameChar_y - 57,
                gameChar_x + 15, gameChar_y - 57,
                    gameChar_x, gameChar_y - 42);
    
    strokeWeight(1);
    stroke('Black');
    beginShape();
        vertex(gameChar_x - 3, gameChar_y - 53);
        vertex(gameChar_x + 3, gameChar_y - 53);
        vertex(gameChar_x, gameChar_y - 50);
        vertex(gameChar_x - 4, gameChar_y - 50);
        vertex(gameChar_x + 4, gameChar_y - 50);
        vertex(gameChar_x, gameChar_y - 50);
        vertex(gameChar_x, gameChar_y - 45)
        vertex(gameChar_x, gameChar_y - 50);
        vertex(gameChar_x - 3, gameChar_y - 53);
    endShape();
    
    pop();
    
    //----------JUMPING_RIGHT_Skirt----------
    
    push()
    stroke(0);
    strokeWeight(1);
    fill(char.col_cloth_1);
    
    beginShape();
        vertex(gameChar_x - 7, gameChar_y - 32);
        vertex(gameChar_x - 10, gameChar_y - 23);
        vertex(gameChar_x, gameChar_y - 32);
        vertex(gameChar_x + 15, gameChar_y - 23);
        vertex(gameChar_x + 7, gameChar_y - 32);
    endShape();
    
    fill(char.col_cloth_2);
    triangle(gameChar_x - 10, gameChar_y - 22,
                gameChar_x, gameChar_y - 32,
                    gameChar_x + 15, gameChar_y - 23);
    
    pop();
    
    //----------JUMPING_RIGHT_Belt-----------
    
    push();
    stroke(0);
    strokeWeight(1);
    fill(char.col_accessories);
    rect(gameChar_x - 7, gameChar_y - 36, 14, 3);
    pop();
    
    
    
    //!---------JUMPING_RIGHT_HEAD----------
    
    //----------JUMPING_RIGHT_Headress---------- 
    
    push();
    fill(char.col_cloth_1);
    stroke(0);
    strokeWeight(1);
    
    beginShape();
        vertex(gameChar_x + 5, gameChar_y - 72);
        vertex(gameChar_x + 5, gameChar_y - 54);
        vertex(gameChar_x - 5, gameChar_y - 54);
        vertex(gameChar_x - 5, gameChar_y - 57);
        vertex(gameChar_x - 10, gameChar_y - 57);
        vertex(gameChar_x - 10, gameChar_y - 67);
        vertex(gameChar_x - 5, gameChar_y - 72);
    endShape(CLOSE);
    pop();
    
    push();
    stroke(char.col_accessories);
    strokeWeight(1);
    line(gameChar_x + 5, gameChar_y - 67, 
            gameChar_x - 10 + 1, gameChar_y - 67);
    line(gameChar_x + 5, gameChar_y - 67 + 2.5, 
            gameChar_x - 10 + 1, gameChar_y - 67 + 2.5);
    line(gameChar_x + 5, gameChar_y - 67 + 5, 
            gameChar_x - 10 + 1, gameChar_y - 67 + 5);
    line(gameChar_x + 5, gameChar_y - 67 + 7.5, 
            gameChar_x - 10 + 1, gameChar_y - 67 + 7.5);
    line(gameChar_x + 4, gameChar_y - 67 + 10, 
            gameChar_x - 5, gameChar_y - 67 + 10);
    pop();
    

    //----------JUMPING_RIGHT_Emblem----------
    push()
    fill(char.col_accessories);
    stroke(0);
    strokeWeight(0.5);
        
    rect(gameChar_x + 5 + 1, gameChar_y - 67 - 2 - 2, 1, 3);
    
    //----------JUMPING_RIGHT_Crown----------
    
    beginShape();
        vertex(gameChar_x + 5 + 2, gameChar_y - 67 - 2);
        vertex(gameChar_x + 5 + 1, gameChar_y - 67);
        vertex(gameChar_x + 5, gameChar_y - 67);
        vertex(gameChar_x + 5, gameChar_y - 67 - 2);
    endShape(CLOSE);
    


    //----------JUMPING_RIGHT_Face----------
    
    push();
    fill(char.col_skin);
    stroke(0);
    strokeWeight(0.5);
    
    beginShape();
        vertex(gameChar_x + 5 , gameChar_y - 67);
        bezierVertex(gameChar_x + 5 + 3, gameChar_y - 67,
                        gameChar_x + 5 + 3, gameChar_y - 57,
                            gameChar_x + 5 + 3, gameChar_y - 62);
        bezierVertex(gameChar_x + 5 + 3, gameChar_y - 67,
                        gameChar_x + 5 + 3, gameChar_y - 57,
                            gameChar_x + 5 + 3, gameChar_y - 60);
        vertex(gameChar_x + 5, gameChar_y - 57);

    endShape(CLOSE);
    
    //----------JUMPING_RIGHT_Eyes----------
    
    line(gameChar_x + 5 +  2, gameChar_y - 67 + 2.5, 
            gameChar_x + 5 + 1, gameChar_y - 67 + 2.5);
    line(gameChar_x + 5 +  1, gameChar_y - 67 + 2.5, 
            gameChar_x + 5 + 1, gameChar_y - 67 + 3);
    
    //----------JUMPING_RIGHT_Nouse + Mouth----------
    
    ellipse(gameChar_x + 5 + 2, gameChar_y - 60, 2,1);

    //----------JUMPING_RIGHT_Beard----------
    
    strokeWeight(0.5);
    line(gameChar_x + 5 + 2, gameChar_y - 60,
            gameChar_x + 5 + 2, gameChar_y - 56);

    
    
//---------------------------------------------------------------------------------------------------JUMPING_RIGHT_END
}

                                        //---Jumping_Left---
    
    else if ((isLeft == true)&((isFalling == true) || (isJumping == true))) 
{
    
//--------------------------------------------------------------------------------------------------JUMPING_LEFT_START
    
    //!---------JUMPING_LEFT_TORSO----------
    
    push();
    fill(char.col_skin);
    stroke(0);
    strokeWeight(1);
    
    beginShape();
        vertex(gameChar_x - 10, gameChar_y - 57);
        vertex(gameChar_x - 10, gameChar_y - 52);
        vertex(gameChar_x - 7, gameChar_y - 32);
        vertex(gameChar_x + 7, gameChar_y - 32);
        vertex(gameChar_x + 10, gameChar_y - 52);
        vertex(gameChar_x + 10, gameChar_y - 57); 
    endShape(CLOSE); 
    pop();
    
    
    
    //!--------JUMPING_LEFT_HANDS---------
    
    //----------JUMPING_LEFT_LeftHand----------
    
    push();
    fill(char.col_skin);
    stroke(0);
    strokeWeight(1);
    
    beginShape();
        vertex(gameChar_x - 10, gameChar_y - 57);
        vertex(gameChar_x - 10, gameChar_y - 52);
        vertex(gameChar_x - 20, gameChar_y - 52);
        vertex(gameChar_x - 15, gameChar_y - 57);
    endShape(CLOSE);
    
    beginShape();
        vertex(gameChar_x - 20, gameChar_y - 72);
        vertex(gameChar_x - 15, gameChar_y - 57);
        vertex(gameChar_x - 20, gameChar_y - 52);
    endShape(CLOSE);
    
    beginShape();
        vertex(gameChar_x - 17, gameChar_y - 74);
        vertex(gameChar_x - 20, gameChar_y - 72);
        vertex(gameChar_x - 24, gameChar_y - 77);
    endShape(CLOSE);
    
    //----------JUMPING_LEFT_RightHand----------
    
    beginShape();
        vertex(gameChar_x + 10, gameChar_y - 57);
        vertex(gameChar_x + 10, gameChar_y - 52);
        vertex(gameChar_x + 20, gameChar_y - 52);
        vertex(gameChar_x + 25, gameChar_y - 57);
    endShape(CLOSE);
    
    beginShape();
        vertex(gameChar_x + 20, gameChar_y - 57);
        vertex(gameChar_x + 15, gameChar_y - 43);
        vertex(gameChar_x + 25, gameChar_y - 57);
    endShape(CLOSE);
    
    beginShape();
        vertex(gameChar_x + 15, gameChar_y - 42);
        vertex(gameChar_x + 24, gameChar_y - 42);
        vertex(gameChar_x + 24, gameChar_y - 43);
        vertex(gameChar_x + 15, gameChar_y - 43);
    endShape(CLOSE);
    
    pop();
    
    
    
    //!---------JUMPING_LEFT_LEGS----------
    
    //----------JUMPING_LEFT_LeftThigh----------
    
    push();
    fill(char.col_skin);
    stroke(0);
    strokeWeight(1);
    
    beginShape();
        vertex(gameChar_x + 7, gameChar_y - 32);
        vertex(gameChar_x, gameChar_y - 25);
        vertex(gameChar_x - 24, gameChar_y - 10);
        vertex(gameChar_x - 7, gameChar_y - 32);
    endShape(CLOSE);
    
    
    //----------JUMPING_LEFT_LeftFeet----------
    
    beginShape();
        vertex(gameChar_x - 22, gameChar_y - 8);
        vertex(gameChar_x - 24, gameChar_y - 8);
        vertex(gameChar_x - 24, gameChar_y - 18);
        vertex(gameChar_x - 22, gameChar_y - 18);
    endShape(CLOSE);
    
    //----------JUMPING_LEFT_RightThigh----------
    
    beginShape();
        vertex(gameChar_x + 7, gameChar_y - 32);
        vertex(gameChar_x + 10, gameChar_y - 12);
        vertex(gameChar_x - 5, gameChar_y - 32);
    endShape(CLOSE);
    
    //----------JUMPING_LEFT_RightShin----------
    
    beginShape();
        vertex(gameChar_x + 5, gameChar_y - 17);
        vertex(gameChar_x + 24, gameChar_y - 7);
        vertex(gameChar_x + 5, gameChar_y - 10);
    endShape(CLOSE);
    
    //----------JUMPING_LEFT_RightFeet----------
    
    beginShape();
        vertex(gameChar_x + 24, gameChar_y - 10);
        vertex(gameChar_x + 24, gameChar_y);
        vertex(gameChar_x + 21, gameChar_y);
        vertex(gameChar_x + 21, gameChar_y - 10);
    endShape(CLOSE);
    
    pop();
    
    
    
    //!---------JUMPING_LEFT_CLOTHES----------
    
    //----------JUMPING_LEFT_Chestpiece----------
    
    push();
    stroke(0);
    strokeWeight(1);
    fill(char.col_cloth_2);
    triangle(gameChar_x - 15, gameChar_y - 57,
                gameChar_x + 15, gameChar_y - 57,
                    gameChar_x, gameChar_y - 42);
    
    strokeWeight(1);
    stroke('Black');
    beginShape();
        vertex(gameChar_x - 3, gameChar_y - 53);
        vertex(gameChar_x + 3, gameChar_y - 53);
        vertex(gameChar_x, gameChar_y - 50);
        vertex(gameChar_x - 4, gameChar_y - 50);
        vertex(gameChar_x + 4, gameChar_y - 50);
        vertex(gameChar_x, gameChar_y - 50);
        vertex(gameChar_x, gameChar_y - 45)
        vertex(gameChar_x, gameChar_y - 50);
        vertex(gameChar_x - 3, gameChar_y - 53);
    endShape();
    
    pop();
    
    //----------JUMPING_LEFT_Skirt----------
    
    push()
    stroke(0);
    strokeWeight(1);
    fill(char.col_cloth_1);
    
    beginShape();
        vertex(gameChar_x - 7, gameChar_y - 32);
        vertex(gameChar_x - 15, gameChar_y - 23);
        vertex(gameChar_x, gameChar_y - 32);
        vertex(gameChar_x + 10, gameChar_y - 23);
        vertex(gameChar_x + 7, gameChar_y - 32);
    endShape();
    
    fill(char.col_cloth_2);
    triangle(gameChar_x - 15, gameChar_y - 22,
                gameChar_x, gameChar_y - 32,
                    gameChar_x + 10, gameChar_y - 23);
    
    pop();
    
    //----------JUMPING_LEFT_Belt-----------
    
    push();
    stroke(0);
    strokeWeight(1);
    fill(char.col_accessories);
    rect(gameChar_x - 7, gameChar_y - 36, 14, 3);
    pop();
    
    
    
    //!---------JUMPING_LEFT_HEAD----------
    
    //----------JUMPING_LEFT_Headress---------- 
    
    push();
    fill(char.col_cloth_1);
    stroke(0);
    strokeWeight(1);
    
    beginShape();
        vertex(gameChar_x - 5, gameChar_y - 72);
        vertex(gameChar_x - 5, gameChar_y - 54);
        vertex(gameChar_x + 5, gameChar_y - 54);
        vertex(gameChar_x + 5, gameChar_y - 57);
        vertex(gameChar_x + 10, gameChar_y - 57);
        vertex(gameChar_x + 10, gameChar_y - 67);
        vertex(gameChar_x + 5, gameChar_y - 72);
    endShape(CLOSE);
    pop();
    
    push();
    stroke(char.col_accessories);
    strokeWeight(1);
    line(gameChar_x - 5, gameChar_y - 67, 
            gameChar_x + 10 - 1, gameChar_y - 67);
    line(gameChar_x - 5, gameChar_y - 67 + 2.5, 
            gameChar_x + 10 - 1, gameChar_y - 67 + 2.5);
    line(gameChar_x - 5, gameChar_y - 67 + 5, 
            gameChar_x + 10 - 1, gameChar_y - 67 + 5);
    line(gameChar_x - 5, gameChar_y - 67 + 7.5, 
            gameChar_x + 10 - 1, gameChar_y - 67 + 7.5);
    line(gameChar_x - 5, gameChar_y - 67 + 10, 
            gameChar_x + 5 - 1, gameChar_y - 67 + 10);
    pop();
    

    //----------JUMPING_LEFT_Emblem----------
    push()
    fill(char.col_accessories);
    stroke(0);
    strokeWeight(0.5);
        
    rect(gameChar_x - 5 - 2, gameChar_y - 67 - 2 - 2, 1, 3);
    
    //----------JUMPING_LEFT_Crown----------
    
    beginShape();
        vertex(gameChar_x - 5 - 2, gameChar_y - 67 - 2);
        vertex(gameChar_x - 5 - 1, gameChar_y - 67);
        vertex(gameChar_x - 5, gameChar_y - 67);
        vertex(gameChar_x - 5, gameChar_y - 67 - 2);
    endShape(CLOSE);
    


    //----------JUMPING_LEFT_Face----------
    
    push();
    fill(char.col_skin);
    stroke(0);
    strokeWeight(0.5);
    
    beginShape();
        vertex(gameChar_x - 5 , gameChar_y - 67);
        bezierVertex(gameChar_x - 5 - 3, gameChar_y - 67,
                        gameChar_x - 5 - 3, gameChar_y - 57,
                            gameChar_x - 5 - 3, gameChar_y - 62);
        bezierVertex(gameChar_x - 5 - 3, gameChar_y - 67,
                        gameChar_x - 5 - 3, gameChar_y - 57,
                            gameChar_x - 5 - 3, gameChar_y - 60);
        vertex(gameChar_x - 5, gameChar_y - 57);

    endShape(CLOSE);
    
    //----------JUMPING_LEFT_Eyes----------
    
    line(gameChar_x - 5 -  2, gameChar_y - 67 + 2.5, 
            gameChar_x - 5 - 1, gameChar_y - 67 + 2.5);
    line(gameChar_x - 5 -  1, gameChar_y - 67 + 2.5, 
            gameChar_x - 5 - 1, gameChar_y - 67 + 3);
    
    //----------JUMPING_LEFT_Nouse + Mouth----------
    
    ellipse(gameChar_x - 5 - 2, gameChar_y - 60, 2,1);


    //----------JUMPING_LEFT_Beard----------
    
    strokeWeight(0.5);
    line(gameChar_x - 5 - 2, gameChar_y - 60,
            gameChar_x - 5 - 2, gameChar_y - 56);

    
//----------------------------------------------------------------------------------------------------JUMPING_LEFT_END   
}

                                        //---Neutral_Jump---
    
else if ((isFalling == true) || (isJumping == true))    
{
    
//----------------------------------------------------------------------------------------------------JUMP_FRONT_START
    
    //!---------JUMP_FRONT_TORSO----------
    
    push();
    fill(char.col_skin);
    stroke(0);
    strokeWeight(1);
    
    beginShape();
        vertex(gameChar_x - 10, gameChar_y - 57);
        vertex(gameChar_x - 10, gameChar_y - 52);
        vertex(gameChar_x - 7, gameChar_y - 32);
        vertex(gameChar_x + 7, gameChar_y - 32);
        vertex(gameChar_x + 10, gameChar_y - 52);
        vertex(gameChar_x + 10, gameChar_y - 57); 
    endShape(CLOSE); 
    pop();
    
    
    
    //!--------JUMP_FRONT_HANDS---------
    
    //----------JUMP_FRONT_LeftHand----------
    
    push();
    fill(char.col_skin);
    stroke(0);
    strokeWeight(1);
    
    beginShape();
        vertex(gameChar_x - 10, gameChar_y - 57);
        vertex(gameChar_x - 10, gameChar_y - 50);
        vertex(gameChar_x - 21, gameChar_y - 62);
        vertex(gameChar_x - 16, gameChar_y - 72);
        vertex(gameChar_x - 18, gameChar_y - 75);
        vertex(gameChar_x - 16, gameChar_y - 74);
        vertex(gameChar_x - 14, gameChar_y - 73);
        vertex(gameChar_x - 15, gameChar_y - 72);
        vertex(gameChar_x - 16, gameChar_y - 62);
    endShape(CLOSE);
    
    //----------JUMP_FRONT_RightHand----------
    
    beginShape();
        vertex(gameChar_x + 10, gameChar_y - 57);
        vertex(gameChar_x + 10, gameChar_y - 50);
        vertex(gameChar_x + 21, gameChar_y - 62);
        vertex(gameChar_x + 16, gameChar_y - 72);
        vertex(gameChar_x + 18, gameChar_y - 75);
        vertex(gameChar_x + 16, gameChar_y - 74);
        vertex(gameChar_x + 14, gameChar_y - 73);
        vertex(gameChar_x + 15, gameChar_y - 72);
        vertex(gameChar_x + 16, gameChar_y - 62);
    endShape(CLOSE);
    
    pop();
    
    
    
    //!---------JUMP_FRONT_LEGS----------
    
    //----------JUMP_FRONT_LeftThigh----------
    
    push();
    fill(char.col_skin);
    stroke(0);
    strokeWeight(1);
    
    beginShape();
        vertex(gameChar_x - 5, gameChar_y - 32);
        vertex(gameChar_x - 20, gameChar_y - 22);
        vertex(gameChar_x - 13, gameChar_y - 22);
        vertex(gameChar_x, gameChar_y - 32);
    endShape(CLOSE);
    
    //----------JUMP_FRONT_LeftShin----------
    
    beginShape();
        vertex(gameChar_x - 20, gameChar_y - 22);
        vertex(gameChar_x - 10, gameChar_y - 12);
        vertex(gameChar_x - 15, gameChar_y - 7);
        vertex(gameChar_x - 5, gameChar_y - 10);
        vertex(gameChar_x - 13, gameChar_y - 22);
    endShape(CLOSE);
    
    //----------JUMP_FRONT_LeftFeet----------
    
    beginShape();
        vertex(gameChar_x - 10, gameChar_y - 12);
        vertex(gameChar_x - 15, gameChar_y - 7);
        vertex(gameChar_x - 5, gameChar_y - 10);
    endShape(CLOSE);
    
    //----------JUMP_FRONT_RightThigh----------
       
    push();
    fill(char.col_skin);
    stroke(0);
    strokeWeight(1);
    
    beginShape();
        vertex(gameChar_x + 5, gameChar_y - 32);
        vertex(gameChar_x + 20, gameChar_y - 22);
        vertex(gameChar_x + 13, gameChar_y - 22);
        vertex(gameChar_x, gameChar_y - 32);
    endShape(CLOSE);
    
    //----------JUMP_FRONT_LeftShin----------
    
    beginShape();
        vertex(gameChar_x + 20, gameChar_y - 22);
        vertex(gameChar_x + 10, gameChar_y - 12);
        vertex(gameChar_x + 15, gameChar_y - 7);
        vertex(gameChar_x + 5, gameChar_y - 10);
        vertex(gameChar_x + 13, gameChar_y - 22);
    endShape(CLOSE);
    
    //----------JUMP_FRONT_LeftFeet----------
    
    beginShape();
        vertex(gameChar_x + 10, gameChar_y - 12);
        vertex(gameChar_x + 15, gameChar_y - 7);
        vertex(gameChar_x + 5, gameChar_y - 10);
    endShape(CLOSE);
    
    pop();
    
    
    
    //!---------JUMP_FRONT_CLOTHES----------
    
    //----------JUMP_FRONT_Chestpiece----------
    
    push();
    stroke(0);
    strokeWeight(1);
    fill(char.col_cloth_2);

    beginShape();
        vertex(gameChar_x - 15, gameChar_y - 62);
        vertex(gameChar_x, gameChar_y - 45);
        vertex(gameChar_x + 15, gameChar_y - 62);
    endShape(CLOSE);
    
    strokeWeight(1);
    stroke('Black');
    beginShape();
        vertex(gameChar_x - 3, gameChar_y - 53 - 2);
        vertex(gameChar_x + 3, gameChar_y - 53 - 2);
        vertex(gameChar_x, gameChar_y - 50 - 2);
        vertex(gameChar_x - 3, gameChar_y - 50 - 2);
        vertex(gameChar_x + 3, gameChar_y - 50 - 2);
        vertex(gameChar_x, gameChar_y - 50 - 2);
        vertex(gameChar_x, gameChar_y - 45 - 4)
        vertex(gameChar_x, gameChar_y - 50 - 2);
        vertex(gameChar_x - 3, gameChar_y - 53 - 2);
    endShape();
    
    pop();
    
    //----------JUMP_FRONT_Skirt----------
    
    push()
    stroke(0);
    strokeWeight(1);
    fill(char.col_cloth_1);
    
    beginShape();
        vertex(gameChar_x - 7, gameChar_y - 32);
        vertex(gameChar_x - 20, gameChar_y - 25);
        vertex(gameChar_x - 10, gameChar_y - 25);
        vertex(gameChar_x, gameChar_y - 32);
        vertex(gameChar_x + 10, gameChar_y - 25);
        vertex(gameChar_x + 20, gameChar_y - 25);
        vertex(gameChar_x + 7, gameChar_y - 32);
    endShape();
    
    fill(char.col_cloth_2);
    triangle(gameChar_x - 10, gameChar_y - 25,
                gameChar_x, gameChar_y - 32,
                    gameChar_x + 10, gameChar_y - 25);
    
    pop();
    
    //----------JUMP_FRONT_Belt-----------
    
    push();
    stroke(0);
    strokeWeight(1);
    fill(char.col_accessories);
    rect(gameChar_x - 7, gameChar_y - 36, 14, 3);
    pop();
    
    
    
    //!---------JUMP_FRONT_HEAD----------
    
    //----------JUMP_FRONT_Headress---------- 
    
    push();
    fill(char.col_cloth_1);
    stroke(0);
    strokeWeight(1);
    
    beginShape();
        vertex(gameChar_x - 5, gameChar_y - 72);
        vertex(gameChar_x - 10, gameChar_y - 67);
        vertex(gameChar_x - 10, gameChar_y - 57);
        vertex(gameChar_x - 10 + 2, gameChar_y - 52);
        vertex(gameChar_x - 5 + 1, gameChar_y - 52);
        vertex(gameChar_x - 5 + 1, gameChar_y - 57);
        vertex(gameChar_x - 5 + 1, gameChar_y - 67);
        vertex(gameChar_x - 5 + 1 - 1, gameChar_y - 67 - 2);
        vertex(gameChar_x + 5 - 1 + 1, gameChar_y - 67 - 2);
        vertex(gameChar_x + 5 - 1, gameChar_y - 67);
        vertex(gameChar_x + 5 - 1, gameChar_y - 57);
        vertex(gameChar_x + 5 - 1, gameChar_y - 52);
        vertex(gameChar_x + 10 - 2, gameChar_y - 52);
        vertex(gameChar_x + 10, gameChar_y - 57);
        vertex(gameChar_x + 10, gameChar_y - 67);
        vertex(gameChar_x + 5, gameChar_y - 72);
    endShape(CLOSE);
    pop();
    
    push();
    stroke(char.col_accessories);
    strokeWeight(1);
    line(gameChar_x - 10, gameChar_y - 67, 
            gameChar_x - 5, gameChar_y - 67);
    line(gameChar_x - 10, gameChar_y - 67 + 2.5, 
            gameChar_x - 5, gameChar_y - 67 + 2.5);
    line(gameChar_x - 10, gameChar_y - 67 + 5, 
            gameChar_x - 5, gameChar_y - 67 + 5);
    line(gameChar_x - 10, gameChar_y - 67 + 7.5, 
            gameChar_x - 5, gameChar_y - 67 + 7.5);
    line(gameChar_x - 10, gameChar_y - 67 + 10, 
            gameChar_x - 5, gameChar_y - 67 + 10);
    
    line(gameChar_x + 10 - 1, gameChar_y - 67, 
            gameChar_x + 5 - 1, gameChar_y - 67);
    line(gameChar_x + 10 - 1, gameChar_y - 67 + 2.5, 
            gameChar_x + 5 - 1, gameChar_y - 67 + 2.5);
    line(gameChar_x + 10 - 1, gameChar_y - 67 + 5, 
            gameChar_x + 5 - 1, gameChar_y - 67 + 5);
    line(gameChar_x + 10 - 1, gameChar_y - 67 + 7.5, 
            gameChar_x + 5 - 1, gameChar_y - 67 + 7.5);
    line(gameChar_x + 10 - 1, gameChar_y - 67 + 10, 
            gameChar_x + 5 - 1, gameChar_y - 67 + 10);
    pop();
    
    //----------JUMP_FRONT_Backside (darker tone)----------
    
    fill(char.col_cloth_1);
    strokeWeight(1);
    beginShape();
        vertex(gameChar_x - 5 + 1, gameChar_y - 57);
        vertex(gameChar_x - 5 + 1, gameChar_y - 62);
        vertex(gameChar_x, gameChar_y - 57);
        vertex(gameChar_x + 5 - 1, gameChar_y - 62);
        vertex(gameChar_x + 5 - 1, gameChar_y - 57); 
    endShape(CLOSE);
    
    //----------JUMP_FRONT_Crown----------
    
    push()
    fill(char.col_accessories);
    stroke(0);
    strokeWeight(0.5);
    
    beginShape();
        vertex(gameChar_x - 5 + 1 - 1, gameChar_y - 67 - 2);
        vertex(gameChar_x - 5 + 1, gameChar_y - 67);
        vertex(gameChar_x + 5 - 1, gameChar_y - 67);
        vertex(gameChar_x + 5 - 1 + 1, gameChar_y - 67 - 2);
    endShape(CLOSE);
    
    //----------JUMP_FRONT_Emblem----------
    
    rect(gameChar_x-1, gameChar_y - 67 - 2 - 2, 2, 3);
    

    
    //----------JUMP_FRONT_Face----------
    
    push();
    fill(char.col_skin);
    stroke(0);
    strokeWeight(0.5);
    
    beginShape();
        vertex(gameChar_x - 5 + 1, gameChar_y - 67);
        vertex(gameChar_x - 5 + 1, gameChar_y - 62);
        vertex(gameChar_x, gameChar_y - 57);
        vertex(gameChar_x + 5 - 1, gameChar_y - 62);
        vertex(gameChar_x + 5 - 1, gameChar_y - 67);
    endShape(CLOSE);
    
    //----------JUMP_FRONT_Eyes----------
    
    line(gameChar_x - 3, gameChar_y - 67 + 2.5, 
            gameChar_x - 1, gameChar_y - 67 + 2.5);
    
    line(gameChar_x - 2, gameChar_y - 67 + 2.5, 
            gameChar_x - 2, gameChar_y - 67 + 3);
    
    line(gameChar_x + 3, gameChar_y - 67 + 2.5, 
            gameChar_x, gameChar_y - 67 + 2.5);
    
    line(gameChar_x + 2, gameChar_y - 67 + 2.5, 
            gameChar_x + 2, gameChar_y - 67 + 3);
    
    
    //----------JUMP_FRONT_Nouse + Mouth----------
    
    line(gameChar_x, gameChar_y - 67 + 2.5, 
            gameChar_x, gameChar_y - 62);
    ellipse(gameChar_x, gameChar_y - 60, 3, 1);

    //----------JUMP_FRONT_Beard----------
    
    strokeWeight(0.5);
    line(gameChar_x, gameChar_y - 58,
            gameChar_x, gameChar_y - 56);

    
//------------------------------------------------------------------------------------------------------JUMP_FRONT_END
}
    
                                        //---Standing_Still---    
else
{
    
//---------------------------------------------------------------------------------------------------STAND_FRONT_START
    
    //!---------STAND_FRONT_TORSO----------
    
    push();
    fill(char.col_skin);
    stroke(0);
    strokeWeight(1);
    
    beginShape();
        vertex(gameChar_x - 10, gameChar_y - 57);
        vertex(gameChar_x - 10, gameChar_y - 52);
        vertex(gameChar_x - 7, gameChar_y - 32);
        vertex(gameChar_x + 7, gameChar_y - 32);
        vertex(gameChar_x + 10, gameChar_y - 52);
        vertex(gameChar_x + 10, gameChar_y - 57); 
    endShape(CLOSE); 
    pop();
    
    
    
    //!--------STAND_FRONT_HANDS---------
    
    //----------STAND_FRONT_LeftHand----------
    
    push();
    fill(char.col_skin);
    stroke(0);
    strokeWeight(1);
    
    beginShape();
        vertex(gameChar_x - 10, gameChar_y - 57);
        vertex(gameChar_x - 10, gameChar_y - 37);
        vertex(gameChar_x - 10 - 1.5, gameChar_y - 37 + 2.5);
        vertex(gameChar_x - 10, gameChar_y - 37 + 5);
        vertex(gameChar_x - 10 - 1, gameChar_y - 27);
        vertex(gameChar_x - 15 + 1, gameChar_y - 27);
        vertex(gameChar_x - 15, gameChar_y - 37 + 5);
        vertex(gameChar_x - 15 - 1.5, gameChar_y - 37 + 5);
        vertex(gameChar_x - 15 + 2, gameChar_y - 37 + 2.5);
        vertex(gameChar_x - 15, gameChar_y - 37);
        vertex(gameChar_x - 15, gameChar_y - 52);
    endShape(CLOSE);
    
    //----------STAND_FRONT_RightHand----------
    
    beginShape();
        vertex(gameChar_x + 10, gameChar_y - 57);
        vertex(gameChar_x + 10, gameChar_y - 37);
        vertex(gameChar_x + 10 + 1.5, gameChar_y - 37 + 2.5);
        vertex(gameChar_x + 10, gameChar_y - 37 + 5);
        vertex(gameChar_x + 10 + 1, gameChar_y - 27);
        vertex(gameChar_x + 15 - 1, gameChar_y - 27);
        vertex(gameChar_x + 15, gameChar_y - 37 + 5);
        vertex(gameChar_x + 15 + 1.5, gameChar_y - 37 + 5);
        vertex(gameChar_x + 15 - 2, gameChar_y - 37 + 2.5);
        vertex(gameChar_x + 15, gameChar_y - 37);
        vertex(gameChar_x + 15, gameChar_y - 52);
    endShape(CLOSE);
    
    pop();
    
    
    
    //!---------STAND_FRONT_LEGS----------
    
    //----------STAND_FRONT_LeftThigh----------
    
    push();
    fill(char.col_skin);
    stroke(0);
    strokeWeight(1);
    
    beginShape();
        vertex(gameChar_x - 5, gameChar_y - 32);
        vertex(gameChar_x - 10, gameChar_y - 12);
        vertex(gameChar_x - 5, gameChar_y - 17);
        vertex(gameChar_x, gameChar_y - 32);
    endShape(CLOSE);
    
    //----------STAND_FRONT_LeftShin----------
    
    beginShape();
        vertex(gameChar_x - 10, gameChar_y - 17);
        vertex(gameChar_x - 10 + 5, gameChar_y - 17 + 5);
        vertex(gameChar_x - 10 + 1.5, gameChar_y);
        vertex(gameChar_x - 10, gameChar_y);
    endShape(CLOSE);
    
    //----------STAND_FRONT_LeftFeet----------
    
    rect(gameChar_x - 10 - 7, gameChar_y, 10,3);
    
    //----------STAND_FRONT_RightThigh----------
    
    beginShape();
        vertex(gameChar_x + 5, gameChar_y - 32);
        vertex(gameChar_x + 10, gameChar_y - 12);
        vertex(gameChar_x + 5, gameChar_y - 17);
        vertex(gameChar_x, gameChar_y - 32);
    endShape(CLOSE);
    
    //----------STAND_FRONT_RightShin----------
    
    beginShape();
        vertex(gameChar_x + 10, gameChar_y - 17);
        vertex(gameChar_x + 10 - 5, gameChar_y - 17 + 5);
        vertex(gameChar_x + 10 - 1.5, gameChar_y);
        vertex(gameChar_x + 10, gameChar_y);
    endShape(CLOSE);
    
    //----------STAND_FRONT_RightFeet----------
    
    rect(gameChar_x + 10 - 3, gameChar_y, 10,3);
    
    pop();
    
    
    
    //!---------STAND_FRONT_CLOTHES----------
    
    //----------STAND_FRONT_Chestpiece----------
    
    push();
    stroke(0);
    strokeWeight(1);
    fill(char.col_cloth_2);
    triangle(gameChar_x - 15, gameChar_y - 57,
                gameChar_x + 15, gameChar_y - 57,
                    gameChar_x, gameChar_y - 42);
    
    strokeWeight(1);
    stroke('Black');
    beginShape();
        vertex(gameChar_x - 3, gameChar_y - 53);
        vertex(gameChar_x + 3, gameChar_y - 53);
        vertex(gameChar_x, gameChar_y - 50);
        vertex(gameChar_x - 4, gameChar_y - 50);
        vertex(gameChar_x + 4, gameChar_y - 50);
        vertex(gameChar_x, gameChar_y - 50);
        vertex(gameChar_x, gameChar_y - 45)
        vertex(gameChar_x, gameChar_y - 50);
        vertex(gameChar_x - 3, gameChar_y - 53);
    endShape();
    
    pop();
    
    //----------STAND_FRONT_Skirt----------
    
    push()
    stroke(0);
    strokeWeight(1);
    fill(char.col_cloth_1);
    
    beginShape();
        vertex(gameChar_x - 7, gameChar_y - 32);
        vertex(gameChar_x - 10, gameChar_y - 17);
        vertex(gameChar_x, gameChar_y - 32);
        vertex(gameChar_x + 10, gameChar_y - 17);
        vertex(gameChar_x + 7, gameChar_y - 32);
    endShape();
    
    fill(char.col_cloth_2);
    triangle(gameChar_x - 10, gameChar_y - 17,
                gameChar_x, gameChar_y - 32,
                    gameChar_x + 10, gameChar_y - 17);
    
    pop();
    
    //----------STAND_FRONT_Belt-----------
    
    push();
    stroke(0);
    strokeWeight(1);
    fill(char.col_accessories);
    rect(gameChar_x - 7, gameChar_y - 36, 14, 3);
    pop();
    
    
    
    //!---------STAND_FRONT_HEAD----------
    
    //----------STAND_FRONT_Headress---------- 
    
    push();
    fill(char.col_cloth_1);
    stroke(0);
    strokeWeight(1);
    
    beginShape();
        vertex(gameChar_x - 5, gameChar_y - 72);
        vertex(gameChar_x - 10, gameChar_y - 67);
        vertex(gameChar_x - 10, gameChar_y - 57);
        vertex(gameChar_x - 10 + 2, gameChar_y - 52);
        vertex(gameChar_x - 5 + 1, gameChar_y - 52);
        vertex(gameChar_x - 5 + 1, gameChar_y - 57);
        vertex(gameChar_x - 5 + 1, gameChar_y - 67);
        vertex(gameChar_x - 5 + 1 - 1, gameChar_y - 67 - 2);
        vertex(gameChar_x + 5 - 1 + 1, gameChar_y - 67 - 2);
        vertex(gameChar_x + 5 - 1, gameChar_y - 67);
        vertex(gameChar_x + 5 - 1, gameChar_y - 57);
        vertex(gameChar_x + 5 - 1, gameChar_y - 52);
        vertex(gameChar_x + 10 - 2, gameChar_y - 52);
        vertex(gameChar_x + 10, gameChar_y - 57);
        vertex(gameChar_x + 10, gameChar_y - 67);
        vertex(gameChar_x + 5, gameChar_y - 72);
    endShape(CLOSE);
    pop();
    
    push();
    stroke(char.col_accessories);
    strokeWeight(1);
    line(gameChar_x - 10, gameChar_y - 67, 
            gameChar_x - 5, gameChar_y - 67);
    line(gameChar_x - 10, gameChar_y - 67 + 2.5, 
            gameChar_x - 5, gameChar_y - 67 + 2.5);
    line(gameChar_x - 10, gameChar_y - 67 + 5, 
            gameChar_x - 5, gameChar_y - 67 + 5);
    line(gameChar_x - 10, gameChar_y - 67 + 7.5, 
            gameChar_x - 5, gameChar_y - 67 + 7.5);
    line(gameChar_x - 10, gameChar_y - 67 + 10, 
            gameChar_x - 5, gameChar_y - 67 + 10);
    
    line(gameChar_x + 10 - 1, gameChar_y - 67, 
            gameChar_x + 5 - 1, gameChar_y - 67);
    line(gameChar_x + 10 - 1, gameChar_y - 67 + 2.5, 
            gameChar_x + 5 - 1, gameChar_y - 67 + 2.5);
    line(gameChar_x + 10 - 1, gameChar_y - 67 + 5, 
            gameChar_x + 5 - 1, gameChar_y - 67 + 5);
    line(gameChar_x + 10 - 1, gameChar_y - 67 + 7.5, 
            gameChar_x + 5 - 1, gameChar_y - 67 + 7.5);
    line(gameChar_x + 10 - 1, gameChar_y - 67 + 10, 
            gameChar_x + 5 - 1, gameChar_y - 67 + 10);
    pop();
    
    //----------STAND_FRONT_Backside (darker tone)----------
    
    fill(char.col_cloth_1);
    strokeWeight(1);
    beginShape();
        vertex(gameChar_x - 5 + 1, gameChar_y - 57);
        vertex(gameChar_x - 5 + 1, gameChar_y - 62);
        vertex(gameChar_x, gameChar_y - 57);
        vertex(gameChar_x + 5 - 1, gameChar_y - 62);
        vertex(gameChar_x + 5 - 1, gameChar_y - 57); 
    endShape(CLOSE);
    
    //----------STAND_FRONT_Crown----------
    
    push()
    fill(char.col_accessories);
    stroke(0);
    strokeWeight(0.5);
    
    beginShape();
        vertex(gameChar_x - 5 + 1 - 1, gameChar_y - 67 - 2);
        vertex(gameChar_x - 5 + 1, gameChar_y - 67);
        vertex(gameChar_x + 5 - 1, gameChar_y - 67);
        vertex(gameChar_x + 5 - 1 + 1, gameChar_y - 67 - 2);
    endShape(CLOSE);
    
    //----------STAND_FRONT_Emblem----------
    
    rect(gameChar_x - 1,
         gameChar_y - 67 - 2 - 2,
         2,
         3);
    

    
    //----------STAND_FRONT_Face----------
    
    push();
    fill(char.col_skin);
    stroke(0);
    strokeWeight(0.5);
    
    beginShape();
        vertex(gameChar_x - 5 + 1,
               gameChar_y - 67);
        vertex(gameChar_x - 5 + 1,
               gameChar_y - 62);
        vertex(gameChar_x,
               gameChar_y - 57);
        vertex(gameChar_x + 5 - 1,
               gameChar_y - 62);
        vertex(gameChar_x + 5 - 1,
               gameChar_y - 67);
    endShape(CLOSE);
    
    //----------STAND_FRONT_Eyes----------
    
    line(gameChar_x - 3,
         gameChar_y - 67 + 2.5,
         gameChar_x - 1,
         gameChar_y - 67 + 2.5);
    line(gameChar_x + 3,
         gameChar_y - 67 + 2.5,
         gameChar_x,
         gameChar_y - 67 + 2.5); 
    
    //----------STAND_FRONT_Nouse + Mouth----------
    
    line(gameChar_x,
         gameChar_y - 67 + 2.5, 
         gameChar_x,
         gameChar_y - 62);
    line(gameChar_x - 1,
         gameChar_y - 60,
         gameChar_x + 1,
         gameChar_y - 60);

    //----------STAND_FRONT_Beard----------
    
    strokeWeight(0.5);
    line(gameChar_x, gameChar_y - 58,
            gameChar_x, gameChar_y - 56);
    
//-----------------------------------------------------------------------------------------------------STAND_FRONT_END
}

//--------------------------------------------------------------------------------------------------OVERLAPING_SCENERY
    
                                        //---Entrance_Dark---
    
fill(0);
quad(0, floorPos_y + 10, 
     0, floorPos_y - 80,
     15, floorPos_y - 90,
     15, floorPos_y);
 
//-------------------------------------------------------------------------------------------------------------GRAVITY

                                        //---Velocity---   
    
if ((gameChar_y < floorPos_y) || (isPlummeting == true))
{
    isFalling = true;
    gameChar_y += gameChar_verSpeed;
    gameChar_verSpeed = gameChar_verSpeed + Math.pow(gravity,1.001);
}

                                        //---Plummeting---
    
else if ((gameChar_x - 7 >= canyon.pos_x)&&(gameChar_x + 7 <= canyon.pos_x + canyon.width)){
    isPlummeting = true;
}
    
                                        //---Stop_Falling---
    
else if (gameChar_y = floorPos_y){
    isFalling = false;
}

//-------------------------------------------------------------------------------------------------------------MOVEMENT

                                        //---Move_To_Left---
    
if (isLeft == true){
    if (isFalling == true){
        if (gameChar_x > 20){
        gameChar_x -= max(4, 6 - Math.pow(gravity,1.01));}
    }
    else{
    gameChar_x = max(-10 ,gameChar_x - 4) ;
    }
}
    
                                        //---Move_To_Right---
    
else if (isRight == true){
    if (isFalling == true){
        gameChar_x += max(4, 6 - Math.pow(gravity,1.01));
    }
    else{
    gameChar_x += 4;
    }
}

//---------------------------------------------------------------------------------------------------------INTERACTIONS

                                        //---Collectable_PickUp---
    
if (dist(gameChar_x, gameChar_y, collectable.pos_x, collectable.pos_y + 30) <= 25){
    collectable.isFound = true;
}    

                                        //---Canyon_Walls---
    
if (gameChar_y > floorPos_y + 50){
    if (gameChar_x + 24 > canyon.pos_x + canyon.width){
        gameChar_x = canyon.pos_x + canyon.width - 24;
    }
    else if (gameChar_x - 24 < canyon.pos_x){
        gameChar_x = canyon.pos_x + 24;
    }
  }

//----------------------------------------------------------------------------------------------------------END_OF_DRAW

}

//------------------------------------------------------------------------------------------------------------FUNCTIONS

                                    //---Key_Presses---

function keyPressed()
{
    if (keyCode == 39)
        {
            isRight = true;
            isLeft = false;
        }
    else if (keyCode == 37) 
        {
            isLeft = true;
            isRight = false;
        }
    else if ((keyCode == 32)&&(isFalling == false)&&(isJumping == false)&&(gameChar_x > 28))
        {
            isJumping = true;
            gameChar_y -= 5;
            gameChar_verSpeed = -15;
        }
}

                                    //---Key_Releases---

function keyReleased()
{
    if (keyCode == 39){
        isRight = false;
    }
    else if (keyCode == 37){
        isLeft = false;
    }
    else if (keyCode == 32){
        isJumping = false;
    }
}
